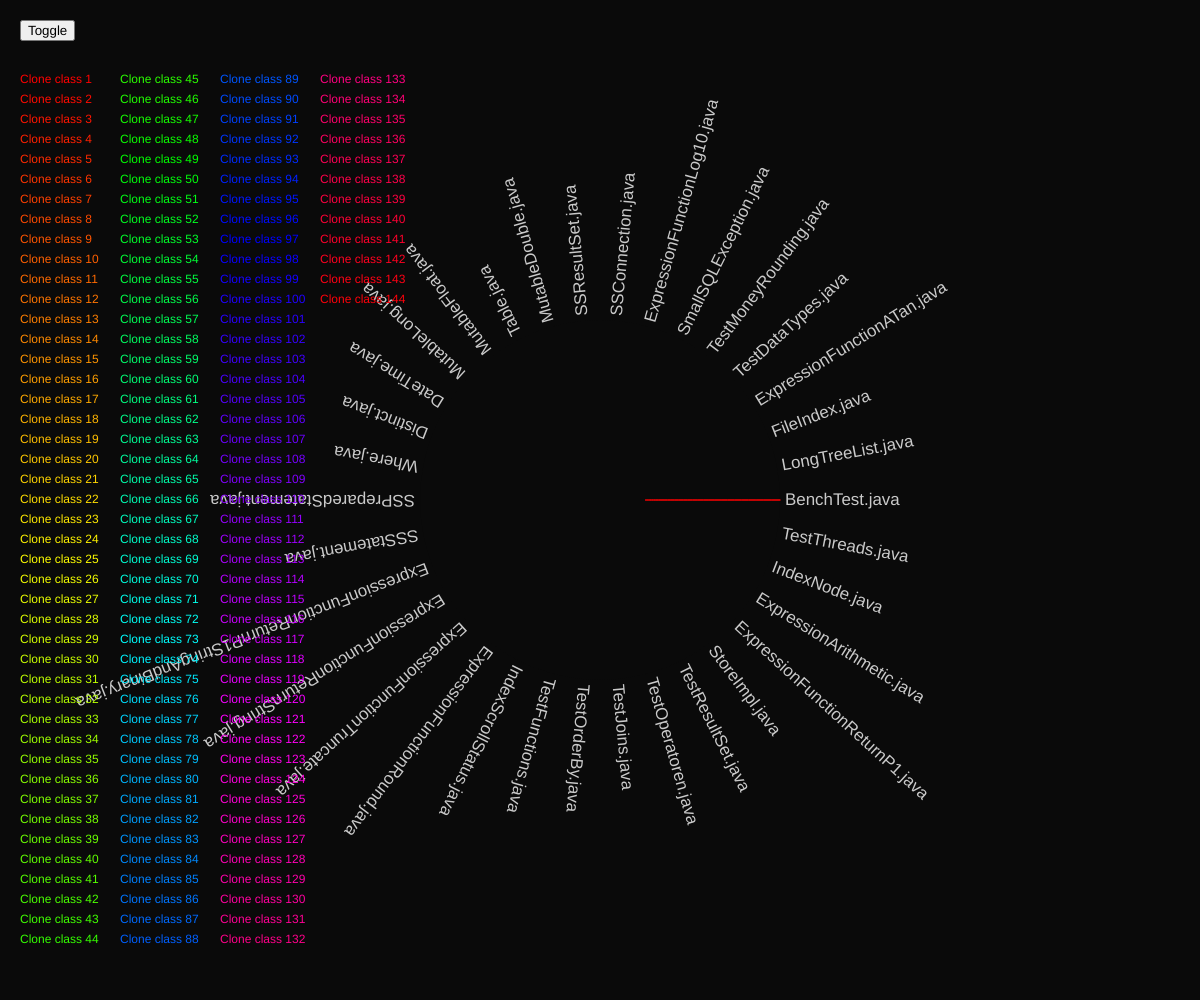
Frame 1 (no input)
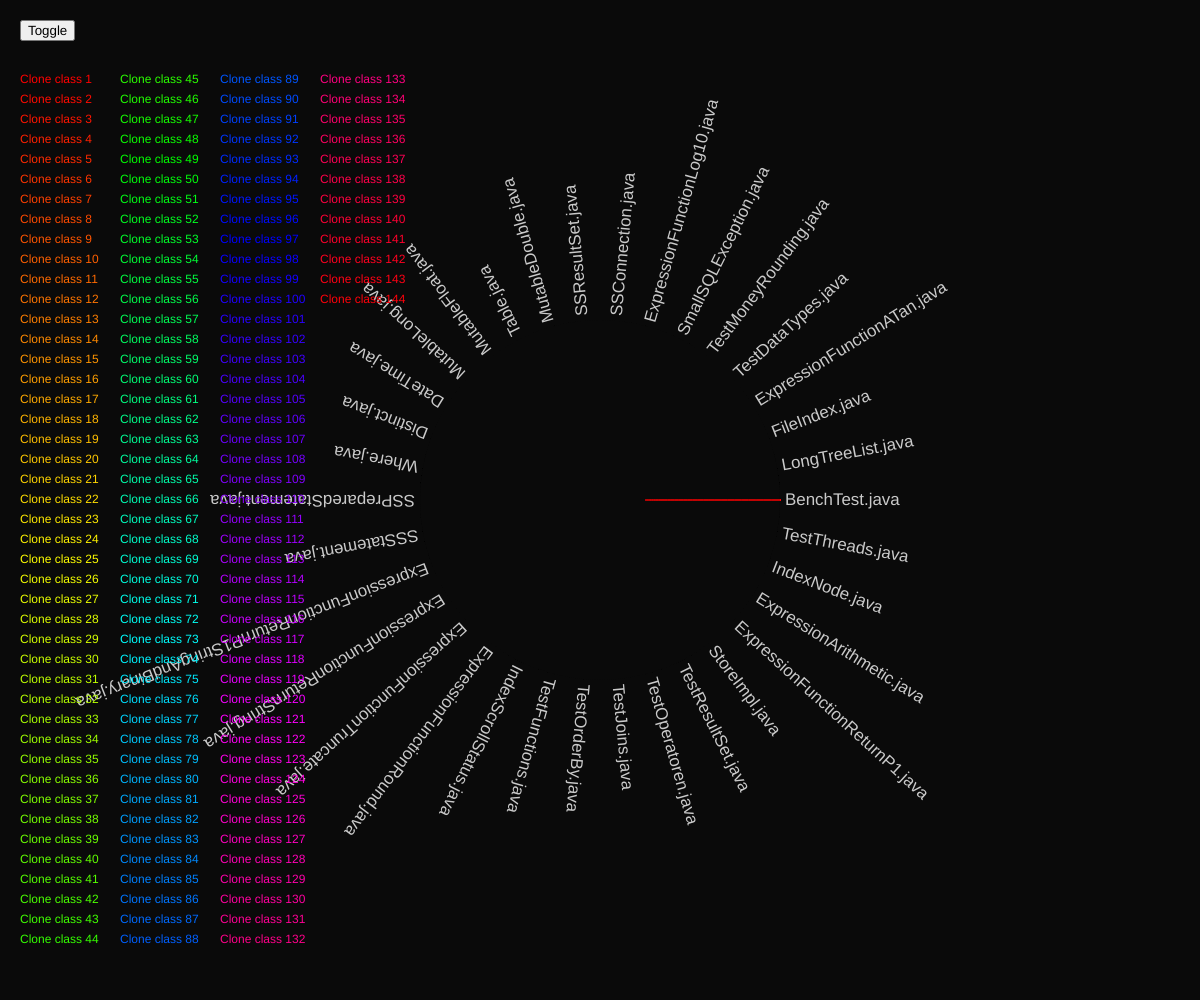
Frame 60 (no input)
Frame 120 (the mouse pressed at the canvas centre since frame 60): identical to frame 60, image omitted

The p5.js sketch that drew these frames (run headless with seeded random() and noise() and a simulated clock; from frame 60 on, the mouse is pressed at the canvas centre):

// p5.js sketch
// ── sketch.js
let width = window.innerWidth;
let height = window.innerHeight;
let _radius = 150
let radius = 0;
let NUMBER_OF_TESTFILES = 150;
let files = [];
let angleDist = 10;
let cloneClasses = [];
let leftOffset = 0;
let backgroundColour = 10;
var selectedClone = 0;
var showAll = false;

var AllClones = [];

var fileIndex = {};
var fileCounter = 0;

function preload() {
  // files = RascalResult.files;
  // ;

  files =[];
  classes = [];

  for(var i = 0; i < RascalResult.length; i++) {
    var cloneClass = RascalResult[i];
    var cloneIDs = [];

    for(var j = 0; j < RascalResult[i].occurences.length; j++){
        var fileName = RascalResult[i].occurences[j][2];

        // If file is not in fileIndex
        if(fileIndex[fileName] == undefined) {
          fileIndex[fileName] = fileCounter;

          var split = fileName.split("/");
          files.push(split[split.length - 1]);
          //files.push(fileName);
          fileCounter++;
        }

        cloneIDs.push(fileIndex[fileName]);

        // Replace the fileName with an Index;
        RascalResult[i].occurences[j][2] = fileIndex[fileName];
    }
    cloneClasses.push(sort(cloneIDs));
  }
}


function setup() {
    createCanvas(width, height);
    angleMode(DEGREES);
    textAlign(LEFT, CENTER);
    background(backgroundColour);

    angleDist = 360/files.length;

    initiate();

    // Create some HTML elements
    var button = createButton('Toggle');
    button.position(20, 20);
    button.mousePressed(function(){
      showAll = !showAll;
    });
}

function initiate() {

  let size = windowHeight > windowWidth ? windowHeight : windowWidth;
  radius = (size / 2) * 0.3;
  //radius = _radius;

  colorMode(RGB);
  push();
  fill(255);
  noStroke();
  translate((width/2) + leftOffset, (height/2));
  drawFileNames();
  pop();

  colorMode(HSB, 100);
  drawCloneClassLabels();
}

function windowResized() {
  resizeCanvas(windowWidth, windowHeight);
  colorMode(RGB);
  background(backgroundColour);
  translate(-width/2, -height/2);

  width = windowWidth;
  height = windowHeight;

  initiate();
}

function draw() {
  // Define the center of the window as the origin.
  translate((width/2) + leftOffset, (height/2));

  // Clear the inner circle
  clearInnerCircle();
  noFill();

  if(showAll) {
    for(var i = 0; i < cloneClasses.length; i++){
      setCloneClassColour(i);
      drawCloneClass(cloneClasses[i]);
    }
  } else {
    setCloneClassColour(selectedClone);
    drawCloneClass(cloneClasses[selectedClone]);
  }
}

function clearInnerCircle() {
  colorMode(RGB);
  fill(backgroundColour);
  noStroke();
  ellipse(0,0, radius * 2);
  colorMode(HSB);
}

function drawFileNames() {
  textSize(map(files.length, 150, 10, 2, 20));
  fill(255, 255, 255, 200);

  for(var i = 0; i < files.length; i++){
    text(files[i], radius + 5, 0);
    rotate(angleDist);
  }
}

function mousePressed() {
  //Check if a class label is clicked
  let labelX = 20;
  let labelY = 80

  for(var i = 0; i < cloneClasses.length; i++){
    setCloneClassColour(i, "fill");

    if(labelY > height-50){
      labelX += 100;
      labelY = 80;
    }

    if(mouseX > labelX && mouseX < (labelX + 100) && mouseY > labelY && mouseY < labelY + 20) {
      if(showAll)
        showAll = false;

      selectedClone = i;
      drawCode(RascalResult[i]);

      console.log(i, RascalResult[i]);
    }

    labelY += 20;
  }
}

function drawCloneClassLabels() {
  noStroke();
  let labelX = 20;
  let labelY = 80

  for(var i = 0; i < cloneClasses.length; i++){
    setCloneClassColour(i, "fill");

    if(labelY > height-50){
      labelX += 100;
      labelY = 80;
    }

    text("Clone class " + (i + 1), labelX, labelY);
    labelY += 20;
  }
}

function drawCloneClass(cloneClass) {

    cloneClass = Array.from(new Set(cloneClass));
    for(var i = 0; i < cloneClass.length - 1; i++){
      let from = cloneClass[i] * angleDist;
      let to = cloneClass[i + 1] * angleDist;

      drawClonePair(from, to);
    }

    let from = cloneClass[cloneClass.length - 1] * angleDist;
    let to = cloneClass[0] * angleDist;
    drawClonePair(from, to);
}

function drawCode(cloneClass) {
  let codeWidth = 300;
  push();
  translate(-width/2, -height/2);

  let startX = width - codeWidth;
  let startY = 0;

  noStroke();
  colorMode(RGB);
  fill(backgroundColour);
  rect(startX, startY, codeWidth, height);


  fill(255);
  rect(startX, startY, codeWidth, (cloneClass.occurences.length + cloneClass.code.length) * 14);

  fill(0);
  startY += 10;
  text("Files containing this clone: ", startX, startY);
  startY += 15;
  for(var i = 0; i < cloneClass.occurences.length; i++){
    var occ = cloneClass.occurences[i];
    text("\t" + files[occ[2]] + " at " + occ[0], startX, startY);
    startY += 12;
  }

  startY += 20;


  for(var i = 0; i < cloneClass.code.length; i++){
        text(cloneClass.code[i], startX + 10, startY);
        startY += 10;
  }

  colorMode(HSB);
  pop();
}



function drawClonePair(from, to){
  let fromCoord = angleToCoordinate(from);
  let toCoord = angleToCoordinate(to);

  bezier(fromCoord.x, fromCoord.y, 0, 0, 0, 0, toCoord.x, toCoord.y);
}

function angleToCoordinate(t) {
  let radian = radians(t);
  let x = radius* Math.cos(radian);
  let y = radius* Math.sin(radian);

  return {x:x, y:y};
}

function setCloneClassColour(cloneClassIndex, type = "stroke"){
    if(type == "stroke"){
      stroke(map(cloneClassIndex, 0, cloneClasses.length, 0, 100), 100, 100);
    } else if (type == "fill") {
      fill(map(cloneClassIndex, 0, cloneClasses.length, 0, 100), 100, 100);
    }
}

// ── Clone.js
function Clone(files, ) {
  this.code = [];     // list with lines of code
  this.occurences= [];

  this.GetCloneCode = function() {
    var result = "";
    for(var i = 0; i < this.code.length; i++)
      result += this.code[i] + "\n";

    return result;
  }

  this.GetClonedFiles = function() {
    var fileIDs = [];

    // console.log(this.occurences.map(i => i.filenameID));

  }
}

function CloneOccurence() {
  this.filenameID = 0;
  this.filename = "fileX";
  this.start = undefined;  // Actual line where the clone starts
  this.end = undefined;    // Actual line where the clone ends
}

// ── input.js
var RascalResult = [{"occurences": [[422, 11, "/src/smallsql/junit/BenchTest.java"], [530, 11, "/src/smallsql/junit/BenchTest.java"], ], "code":  ["","pr.setDouble(  9 , 567.45 );","pr.setFloat (  10 , (float)78.89 );","pr.setTime  (  11, new Time( System.currentTimeMillis() ) );","pr.setShort (  12, (short)23456 );","pr.setFloat (  13, (float)34.56 );","pr.setString(  14, \"sysname (30) NULL\" );","pr.setString(  15 , \"text NULL\" );","pr.setByte  (  16, (byte)28 );","pr.setBytes (  17, byteArray );","pr.setString(  18, \"varchar (255) NULL\" );","pr.setInt   (  19 , i );"],} ,{"occurences": [[-8, 11, "/src/smallsql/junit/TestThreads.java"], [-5, 11, "/src/smallsql/database/IndexNode.java"], ], "code":  ["","value.dataType  = dataType;","value.small     = small;","value.large     = large;","return value;","}","private static class TestValue{","String dataType;","Object small;","Object large;","}","}"],} ,{"occurences": [[474, 32, "/src/smallsql/database/ExpressionArithmetic.java"], [48, 32, "/src/smallsql/database/ExpressionFunctionReturnP1.java"], ], "code":  ["","if(isNull()) return null;","int dataType = getDataType();","switch(dataType){","case SQLTokenizer.BIT:","case SQLTokenizer.BOOLEAN:","return getBoolean() ? Boolean.TRUE : Boolean.FALSE;","case SQLTokenizer.BINARY:","case SQLTokenizer.VARBINARY:","return getBytes();","case SQLTokenizer.TINYINT:","case SQLTokenizer.SMALLINT:","case SQLTokenizer.INT:","return new Integer( getInt() );","case SQLTokenizer.BIGINT:","return new Long( getLong() );","case SQLTokenizer.REAL:","return new Float( getFloat() );","case SQLTokenizer.FLOAT:","case SQLTokenizer.DOUBLE:","return new Double( getDouble() );","case SQLTokenizer.MONEY:","case SQLTokenizer.SMALLMONEY:","return Money.createFromUnscaledValue( getMoney() );","case SQLTokenizer.NUMERIC:","case SQLTokenizer.DECIMAL:","return getNumeric();","case SQLTokenizer.CHAR:","case SQLTokenizer.NCHAR:","case SQLTokenizer.VARCHAR:","case SQLTokenizer.NVARCHAR:","case SQLTokenizer.LONGNVARCHAR:","case SQLTokenizer.LONGVARCHAR:"],} ,{"occurences": [[489, 17, "/src/smallsql/database/ExpressionArithmetic.java"], [63, 17, "/src/smallsql/database/ExpressionFunctionReturnP1.java"], [686, 21, "/src/smallsql/database/StoreImpl.java"], [1481, 21, "/src/smallsql/database/StoreImpl.java"], ], "code":  ["","case SQLTokenizer.REAL:","return new Float( getFloat() );","case SQLTokenizer.FLOAT:","case SQLTokenizer.DOUBLE:","return new Double( getDouble() );","case SQLTokenizer.MONEY:","case SQLTokenizer.SMALLMONEY:","return Money.createFromUnscaledValue( getMoney() );","case SQLTokenizer.NUMERIC:","case SQLTokenizer.DECIMAL:","return getNumeric();","case SQLTokenizer.CHAR:","case SQLTokenizer.NCHAR:","case SQLTokenizer.VARCHAR:","case SQLTokenizer.NVARCHAR:","case SQLTokenizer.LONGNVARCHAR:","case SQLTokenizer.LONGVARCHAR:"],} ,{"occurences": [[141, 12, "/src/smallsql/junit/TestResultSet.java"], [98, 12, "/src/smallsql/junit/TestResultSet.java"], ], "code":  ["","assertFalse(\"isAfterLast\", rs.isAfterLast() );","","assertTrue(\"last\", rs.last() );","assertEquals(\"getRow\", 1, rs.getRow() );","assertTrue(\"isLast\", rs.isLast() );","","rs.afterLast();","assertFalse(\"isBeforeFirst\", rs.isBeforeFirst() );","assertTrue(\"isAfterLast\", rs.isAfterLast() );","assertEquals(\"getRow\", 0, rs.getRow() );","}",""],} ,{"occurences": [[237, 13, "/src/smallsql/junit/BenchTest.java"], [125, 13, "/src/smallsql/junit/BenchTest.java"], [184, 13, "/src/smallsql/junit/BenchTest.java"], ], "code":  ["","else System.out.println( \"  Test time: \" + time + \" ms\");","st.close();","}catch(Exception e){","System.out.println(\"  Failed:\"+e);","}finally{","System.out.println();","System.out.println(\"===================================================================\");","}","}","","","",""],} ,{"occurences": [[311, 17, "/src/smallsql/database/ExpressionArithmetic.java"], [264, 17, "/src/smallsql/database/ExpressionArithmetic.java"], [477, 29, "/src/smallsql/database/ExpressionArithmetic.java"], [51, 29, "/src/smallsql/database/ExpressionFunctionReturnP1.java"], ], "code":  ["","case SQLTokenizer.BIT:","case SQLTokenizer.BOOLEAN:","return getBoolean() ? 1 : 0;","case SQLTokenizer.TINYINT:","case SQLTokenizer.SMALLINT:","case SQLTokenizer.INT:","return getIntImpl();","case SQLTokenizer.BIGINT:","return getLongImpl();","case SQLTokenizer.REAL:","return getFloatImpl();","case SQLTokenizer.FLOAT:","case SQLTokenizer.DOUBLE:","case SQLTokenizer.MONEY:","case SQLTokenizer.SMALLMONEY:","case SQLTokenizer.NUMERIC:","case SQLTokenizer.DECIMAL:"],} ,{"occurences": [[44, 14, "/src/smallsql/junit/TestOperatoren.java"], [47, 14, "/src/smallsql/junit/TestJoins.java"], ], "code":  ["","private static final TestValue[] TESTS = new TestValue[]{","a(\"tinyint\"           , new Byte( (byte)3),     new Byte( (byte)4)),","a(\"byte\"              , new Byte( (byte)3),     new Byte( (byte)4)),","a(\"smallint\"          , new Short( (short)3),   new Short( (short)4)),","a(\"int\"               , new Integer(3),         new Integer(4)),","a(\"bigint\"            , new Long(3),            new Long(4)),","a(\"real\"              , new Float(3.45),        new Float(4.56)),","a(\"float\"             , new Float(3.45),        new Float(4.56)),","a(\"double\"            , new Double(3.45),       new Double(4.56)),","a(\"smallmoney\"        , new Float(3.45),        new Float(4.56)),","a(\"money\"             , new Float(3.45),        new Float(4.56)),","a(\"money\"             , new Double(3.45),       new Double(4.56)),","a(\"numeric(19,2)\"     , new BigDecimal(\"3.45\"), new BigDecimal(\"4.56\")),","a(\"decimal(19,2)\"     , new BigDecimal(\"3.45\"), new BigDecimal(\"4.56\")),"],} ,{"occurences": [[747, 12, "/src/smallsql/junit/TestOrderBy.java"], [716, 12, "/src/smallsql/junit/TestOrderBy.java"], ], "code":  ["","count = 0;","while(rs.previous()) count++;","assertEquals( valueCount, count );","rs.beforeFirst();","count = -1;","while(rs.next()) count++;","assertEquals( valueCount, count );","rs.beforeFirst();","count = -1;","while(rs.next()) count++;","assertEquals( valueCount, count );","}"],} ,{"occurences": [[141, 14, "/src/smallsql/junit/TestJoins.java"], [127, 14, "/src/smallsql/junit/TestOperatoren.java"], [135, 20, "/src/smallsql/junit/TestJoins.java"], [121, 20, "/src/smallsql/junit/TestOperatoren.java"], ], "code":  ["","pr.setObject( 2, testValue.large);","pr.execute();","pr.setObject( 1, testValue.large);","pr.setObject( 2, testValue.small);","pr.execute();","pr.setObject( 1, null);","pr.setObject( 2, testValue.small);","pr.execute();","pr.setObject( 1, testValue.small);","pr.setObject( 2, null);","pr.execute();","pr.setObject( 1, null);","pr.setObject( 2, null);","pr.execute();"],} ,{"occurences": [[377, 12, "/src/smallsql/junit/TestFunctions.java"], [98, 12, "/src/smallsql/junit/TestOperatoren.java"], ], "code":  ["","Statement st = con.createStatement();","st.execute(\"drop table \" + table);","st.close();","}catch(Throwable e){","","}","}","public void setUp(){","tearDown();","try{","Connection con = AllTests.getConnection();","Statement st = con.createStatement();"],} ,{"occurences": [[119, 12, "/src/smallsql/database/IndexScrollStatus.java"], [88, 12, "/src/smallsql/database/IndexScrollStatus.java"], ], "code":  ["","if(status.nodeValue != null){","if(status.nodeValue instanceof IndexNode){","level++;","nodeStack.push(","new IndexNodeScrollStatus( (IndexNode)status.nodeValue,","(expressions.get(level).getAlias() != SQLTokenizer.DESC_STR),","scroll, level));","continue;","}else","return getReturnValue(status.nodeValue);","}",""],} ,{"occurences": [[46, 12, "/src/smallsql/junit/TestOperatoren.java"], [49, 12, "/src/smallsql/junit/TestJoins.java"], ], "code":  ["","a(\"byte\"              , new Byte( (byte)3),     new Byte( (byte)4)),","a(\"smallint\"          , new Short( (short)3),   new Short( (short)4)),","a(\"int\"               , new Integer(3),         new Integer(4)),","a(\"bigint\"            , new Long(3),            new Long(4)),","a(\"real\"              , new Float(3.45),        new Float(4.56)),","a(\"float\"             , new Float(3.45),        new Float(4.56)),","a(\"double\"            , new Double(3.45),       new Double(4.56)),","a(\"smallmoney\"        , new Float(3.45),        new Float(4.56)),","a(\"money\"             , new Float(3.45),        new Float(4.56)),","a(\"money\"             , new Double(3.45),       new Double(4.56)),","a(\"numeric(19,2)\"     , new BigDecimal(\"3.45\"), new BigDecimal(\"4.56\")),","a(\"decimal(19,2)\"     , new BigDecimal(\"3.45\"), new BigDecimal(\"4.56\")),"],} ,{"occurences": [[211, 14, "/src/smallsql/junit/TestOrderBy.java"], [239, 14, "/src/smallsql/junit/TestOrderBy.java"], ], "code":  ["","oldValue = rs.getString(\"v\");","int count = 1;","while(oldValue != null && rs.next()){","String newValue = rs.getString(\"v\");","if(newValue != null){","assertTrue( oldValue.compareTo( newValue ) \> 0 );","count++;","}","oldValue = newValue;","}","assertNull(oldValue);","assertFalse( rs.next() );","assertEquals( valueCount, count );","}"],} ,{"occurences": [[376, 13, "/src/smallsql/junit/TestFunctions.java"], [97, 13, "/src/smallsql/junit/TestOperatoren.java"], ], "code":  ["","Connection con = AllTests.getConnection();","Statement st = con.createStatement();","st.execute(\"drop table \" + table);","st.close();","}catch(Throwable e){","","}","}","public void setUp(){","tearDown();","try{","Connection con = AllTests.getConnection();","Statement st = con.createStatement();"],} ,{"occurences": [[140, 15, "/src/smallsql/junit/TestJoins.java"], [126, 15, "/src/smallsql/junit/TestOperatoren.java"], [143, 12, "/src/smallsql/junit/TestJoins.java"], [129, 12, "/src/smallsql/junit/TestOperatoren.java"], ], "code":  ["","pr.setObject( 1, testValue.large);","pr.setObject( 2, testValue.small);","pr.execute();","pr.setObject( 1, null);","pr.setObject( 2, testValue.small);","pr.execute();","pr.setObject( 1, testValue.small);","pr.setObject( 2, null);","pr.execute();","pr.setObject( 1, null);","pr.setObject( 2, null);","pr.execute();"],} ,{"occurences": [[494, 12, "/src/smallsql/database/ExpressionArithmetic.java"], [68, 12, "/src/smallsql/database/ExpressionFunctionReturnP1.java"], [696, 11, "/src/smallsql/database/StoreImpl.java"], [1491, 11, "/src/smallsql/database/StoreImpl.java"], ], "code":  ["","case SQLTokenizer.MONEY:","case SQLTokenizer.JAVA_OBJECT:","case SQLTokenizer.LONGVARBINARY:","case SQLTokenizer.BLOB:","case SQLTokenizer.CLOB:","case SQLTokenizer.NCLOB:","case SQLTokenizer.LONGNVARCHAR:","case SQLTokenizer.LONGVARCHAR:","case SQLTokenizer.TIMESTAMP:","offset += 8;","break;"],} ,{"occurences": [[312, 16, "/src/smallsql/database/ExpressionArithmetic.java"], [265, 16, "/src/smallsql/database/ExpressionArithmetic.java"], [478, 28, "/src/smallsql/database/ExpressionArithmetic.java"], [52, 28, "/src/smallsql/database/ExpressionFunctionReturnP1.java"], ], "code":  ["","case SQLTokenizer.BOOLEAN:","return getBoolean() ? 1 : 0;","case SQLTokenizer.TINYINT:","case SQLTokenizer.SMALLINT:","case SQLTokenizer.INT:","return getIntImpl();","case SQLTokenizer.BIGINT:","return getLongImpl();","case SQLTokenizer.REAL:","return getFloatImpl();","case SQLTokenizer.FLOAT:","case SQLTokenizer.DOUBLE:","case SQLTokenizer.MONEY:","case SQLTokenizer.SMALLMONEY:","case SQLTokenizer.NUMERIC:","case SQLTokenizer.DECIMAL:"],} ,{"occurences": [[214, 11, "/src/smallsql/junit/TestOrderBy.java"], [242, 11, "/src/smallsql/junit/TestOrderBy.java"], ], "code":  ["","String newValue = rs.getString(\"v\");","if(newValue != null){","assertTrue( oldValue.compareTo( newValue ) \> 0 );","count++;","}","oldValue = newValue;","}","assertNull(oldValue);","assertFalse( rs.next() );","assertEquals( valueCount, count );","}"],} ,{"occurences": [[414, 18, "/src/smallsql/junit/BenchTest.java"], [468, 18, "/src/smallsql/junit/BenchTest.java"], ], "code":  ["","pr.setBytes (  1, byteArray );","pr.setString(  2 , \"Test\" );","pr.setDate  (  3 , new Date( System.currentTimeMillis() ) );","pr.setFloat (  4, (float)1234.56789 );","pr.setFloat (  5 , (float)9876.54321 );","pr.setBytes (  6, largeByteArray );","pr.setInt   (  7 , i );","pr.setDouble(  8 , 23.45 );","pr.setDouble(  9 , 567.45 );","pr.setFloat (  10 , (float)78.89 );","pr.setTime  (  11, new Time( System.currentTimeMillis() ) );","pr.setShort (  12, (short)23456 );","pr.setFloat (  13, (float)34.56 );","pr.setString(  14, \"sysname (30) NULL\" );","pr.setString(  15 , \"text NULL\" );","pr.setByte  (  16, (byte)28 );","pr.setBytes (  17, byteArray );","pr.setString(  18, \"varchar (255) NULL\" );"],} ,{"occurences": [[135, 18, "/src/smallsql/junit/TestResultSet.java"], [92, 18, "/src/smallsql/junit/TestResultSet.java"], ], "code":  ["","assertTrue(\"first\", rs.first() );","assertEquals(\"getRow\", 1, rs.getRow() );","","assertFalse(\"previous\", rs.previous() );","assertEquals(\"getRow\", 0, rs.getRow() );","assertTrue(\"isBeforeFirst\", rs.isBeforeFirst() );","assertFalse(\"isAfterLast\", rs.isAfterLast() );","","assertTrue(\"last\", rs.last() );","assertEquals(\"getRow\", 1, rs.getRow() );","assertTrue(\"isLast\", rs.isLast() );","","rs.afterLast();","assertFalse(\"isBeforeFirst\", rs.isBeforeFirst() );","assertTrue(\"isAfterLast\", rs.isAfterLast() );","assertEquals(\"getRow\", 0, rs.getRow() );","}",""],} ,{"occurences": [[155, 21, "/src/smallsql/junit/TestThreads.java"], [107, 21, "/src/smallsql/junit/TestThreads.java"], [52, 16, "/src/smallsql/junit/TestThreads.java"], ], "code":  ["","throwable = ex;","}","}","});","threadList.add(thread);","thread.start();","}","","for(int i = 0; i \< threadList.size(); i++){","Thread thread = (Thread)threadList.get(i);","thread.join(5000);","}","","if(throwable != null){","throw throwable;","}"],} ,{"occurences": [[123, 15, "/src/smallsql/junit/BenchTest.java"], [182, 15, "/src/smallsql/junit/BenchTest.java"], ], "code":  ["","if (count != rowCount)","System.out.println( \"  Failed: Only \" + count + \" rows were inserted.\");","else System.out.println( \"  Test time: \" + time + \" ms\");","st.close();","}catch(Exception e){","System.out.println(\"  Failed:\"+e);","}finally{","System.out.println();","System.out.println(\"===================================================================\");","}","}","","","",""],} ,{"occurences": [[49, 11, "/src/smallsql/database/ExpressionFunctionRound.java"], [49, 11, "/src/smallsql/database/ExpressionFunctionTruncate.java"], ], "code":  ["","if(places \> 0){","for(int i=0; i\<places; i++){","factor *= 10;","}","value *= factor;","}else{","for(int i=0; i\>places; i--){","factor *= 10;","}","value /= factor;","}"],} ,{"occurences": [[636, 13, "/src/smallsql/junit/BenchTest.java"], [676, 13, "/src/smallsql/junit/BenchTest.java"], ], "code":  ["","java.io.File file = new java.io.File(tableName+\".bin\");","file.delete();","}catch(Exception e){","System.out.println(\"  Failed:\"+e);","}finally{","System.out.println();","System.out.println(\"===================================================================\");","}","}","","","",""],} ,{"occurences": [[75, 15, "/src/smallsql/database/ExpressionFunctionReturnString.java"], [71, 15, "/src/smallsql/database/ExpressionFunctionReturnP1StringAndBinary.java"], ], "code":  ["","return Float.parseFloat(getString().trim());","}","final double getDouble() throws Exception {","if(isNull()) return 0;","return Double.parseDouble(getString().trim());","}","final long getMoney() throws Exception {","if(isNull()) return 0;","return Money.parseMoney(getString().trim());","}","final MutableNumeric getNumeric() throws Exception {","if(isNull()) return null;","return new MutableNumeric(getString().trim());","}","final Object getObject() throws Exception {"],} ,{"occurences": [[314, 14, "/src/smallsql/database/ExpressionArithmetic.java"], [267, 14, "/src/smallsql/database/ExpressionArithmetic.java"], [483, 23, "/src/smallsql/database/ExpressionArithmetic.java"], [57, 23, "/src/smallsql/database/ExpressionFunctionReturnP1.java"], [1098, 12, "/src/smallsql/database/StoreImpl.java"], [1033, 12, "/src/smallsql/database/StoreImpl.java"], ], "code":  ["","case SQLTokenizer.TINYINT:","return readUnsignedByte();","case SQLTokenizer.SMALLINT:","return readShort();","case SQLTokenizer.INT:","return readInt();","case SQLTokenizer.BIGINT:","return readLong();","case SQLTokenizer.REAL:","return readFloat();","case SQLTokenizer.FLOAT:","case SQLTokenizer.DOUBLE:"],} ,{"occurences": [[1099, 11, "/src/smallsql/database/StoreImpl.java"], [1034, 11, "/src/smallsql/database/StoreImpl.java"], ], "code":  ["","return readUnsignedByte();","case SQLTokenizer.SMALLINT:","return readShort();","case SQLTokenizer.INT:","return readInt();","case SQLTokenizer.BIGINT:","return readLong();","case SQLTokenizer.REAL:","return readFloat();","case SQLTokenizer.FLOAT:","case SQLTokenizer.DOUBLE:"],} ,{"occurences": [[1371, 12, "/src/smallsql/database/StoreImpl.java"], [1304, 12, "/src/smallsql/database/StoreImpl.java"], ], "code":  ["","case SQLTokenizer.NCHAR:","case SQLTokenizer.VARCHAR:","case SQLTokenizer.NVARCHAR:","return readString();","case SQLTokenizer.CLOB:","case SQLTokenizer.NCLOB:","case SQLTokenizer.LONGNVARCHAR:","case SQLTokenizer.LONGVARCHAR:","return readLongString();","case SQLTokenizer.JAVA_OBJECT:","ByteArrayInputStream bais = new ByteArrayInputStream(readLongBinary());","ObjectInputStream ois = new ObjectInputStream(bais);"],} ,{"occurences": [[416, 16, "/src/smallsql/junit/BenchTest.java"], [470, 16, "/src/smallsql/junit/BenchTest.java"], ], "code":  ["","pr.setDate  (  3 , new Date( System.currentTimeMillis() ) );","pr.setFloat (  4, (float)1234.56789 );","pr.setFloat (  5 , (float)9876.54321 );","pr.setBytes (  6, largeByteArray );","pr.setInt   (  7 , i );","pr.setDouble(  8 , 23.45 );","pr.setDouble(  9 , 567.45 );","pr.setFloat (  10 , (float)78.89 );","pr.setTime  (  11, new Time( System.currentTimeMillis() ) );","pr.setShort (  12, (short)23456 );","pr.setFloat (  13, (float)34.56 );","pr.setString(  14, \"sysname (30) NULL\" );","pr.setString(  15 , \"text NULL\" );","pr.setByte  (  16, (byte)28 );","pr.setBytes (  17, byteArray );","pr.setString(  18, \"varchar (255) NULL\" );"],} ,{"occurences": [[67, 23, "/src/smallsql/database/ExpressionFunctionReturnString.java"], [63, 23, "/src/smallsql/database/ExpressionFunctionReturnP1StringAndBinary.java"], ], "code":  ["","return Integer.parseInt(getString().trim());","}","final long getLong() throws Exception {","if(isNull()) return 0;","return Long.parseLong(getString().trim());","}","final float getFloat() throws Exception {","if(isNull()) return 0;","return Float.parseFloat(getString().trim());","}","final double getDouble() throws Exception {","if(isNull()) return 0;","return Double.parseDouble(getString().trim());","}","final long getMoney() throws Exception {","if(isNull()) return 0;","return Money.parseMoney(getString().trim());","}","final MutableNumeric getNumeric() throws Exception {","if(isNull()) return null;","return new MutableNumeric(getString().trim());","}","final Object getObject() throws Exception {"],} ,{"occurences": [[439, 17, "/src/smallsql/junit/BenchTest.java"], [549, 17, "/src/smallsql/junit/BenchTest.java"], ], "code":  ["","return;","}","}","time += System.currentTimeMillis();","System.out.println( \"  Test time: \" + time + \" ms\");","pr.close();","}catch(Exception e){","System.out.println(\"  Failed:\"+e);","}finally{","System.out.println();","System.out.println(\"===================================================================\");","}","}","","","",""],} ,{"occurences": [[132, 21, "/src/smallsql/junit/TestResultSet.java"], [89, 21, "/src/smallsql/junit/TestResultSet.java"], ], "code":  ["","assertTrue(\"isAfterLast\", rs.isAfterLast() );","assertEquals(\"getRow\", 0, rs.getRow() );","","assertTrue(\"first\", rs.first() );","assertEquals(\"getRow\", 1, rs.getRow() );","","assertFalse(\"previous\", rs.previous() );","assertEquals(\"getRow\", 0, rs.getRow() );","assertTrue(\"isBeforeFirst\", rs.isBeforeFirst() );","assertFalse(\"isAfterLast\", rs.isAfterLast() );","","assertTrue(\"last\", rs.last() );","assertEquals(\"getRow\", 1, rs.getRow() );","assertTrue(\"isLast\", rs.isLast() );","","rs.afterLast();","assertFalse(\"isBeforeFirst\", rs.isBeforeFirst() );","assertTrue(\"isAfterLast\", rs.isAfterLast() );","assertEquals(\"getRow\", 0, rs.getRow() );","}",""],} ,{"occurences": [[163, 13, "/src/smallsql/junit/TestThreads.java"], [115, 13, "/src/smallsql/junit/TestThreads.java"], ], "code":  ["","for(int i = 0; i \< threadList.size(); i++){","Thread thread = (Thread)threadList.get(i);","thread.join(5000);","}","","if(throwable != null){","throw throwable;","}","assertEqualsRsValue(new Integer(200), \"SELECT value FROM ConcurrentWrite\");","}finally{","dropTable(con, \"ConcurrentWrite\");","}","}"],} ,{"occurences": [[129, 24, "/src/smallsql/junit/TestResultSet.java"], [86, 24, "/src/smallsql/junit/TestResultSet.java"], ], "code":  ["","assertTrue(\"isLast\", rs.isLast() );","assertFalse(\"next\", rs.next() );","assertFalse(\"isBeforeFirst\", rs.isBeforeFirst() );","assertTrue(\"isAfterLast\", rs.isAfterLast() );","assertEquals(\"getRow\", 0, rs.getRow() );","","assertTrue(\"first\", rs.first() );","assertEquals(\"getRow\", 1, rs.getRow() );","","assertFalse(\"previous\", rs.previous() );","assertEquals(\"getRow\", 0, rs.getRow() );","assertTrue(\"isBeforeFirst\", rs.isBeforeFirst() );","assertFalse(\"isAfterLast\", rs.isAfterLast() );","","assertTrue(\"last\", rs.last() );","assertEquals(\"getRow\", 1, rs.getRow() );","assertTrue(\"isLast\", rs.isLast() );","","rs.afterLast();","assertFalse(\"isBeforeFirst\", rs.isBeforeFirst() );","assertTrue(\"isAfterLast\", rs.isAfterLast() );","assertEquals(\"getRow\", 0, rs.getRow() );","}",""],} ,{"occurences": [[1370, 13, "/src/smallsql/database/StoreImpl.java"], [1303, 13, "/src/smallsql/database/StoreImpl.java"], ], "code":  ["","case SQLTokenizer.CHAR:","case SQLTokenizer.NCHAR:","case SQLTokenizer.VARCHAR:","case SQLTokenizer.NVARCHAR:","return readString();","case SQLTokenizer.CLOB:","case SQLTokenizer.NCLOB:","case SQLTokenizer.LONGNVARCHAR:","case SQLTokenizer.LONGVARCHAR:","return readLongString();","case SQLTokenizer.JAVA_OBJECT:","ByteArrayInputStream bais = new ByteArrayInputStream(readLongBinary());","ObjectInputStream ois = new ObjectInputStream(bais);"],} ,{"occurences": [[273, 11, "/src/smallsql/database/SSStatement.java"], [251, 11, "/src/smallsql/database/SSPreparedStatement.java"], ], "code":  ["","failed = new BatchUpdateException(ex.getMessage(), ex.getSQLState(), ex.getErrorCode(), result);","failed.initCause(ex);","}","failed.setNextException(ex);","}","}","batches.clear();","if(failed != null)","throw failed;","return result;","}"],} ,{"occurences": [[165, 11, "/src/smallsql/junit/TestThreads.java"], [117, 11, "/src/smallsql/junit/TestThreads.java"], ], "code":  ["","thread.join(5000);","}","","if(throwable != null){","throw throwable;","}","assertEqualsRsValue(new Integer(200), \"SELECT value FROM ConcurrentWrite\");","}finally{","dropTable(con, \"ConcurrentWrite\");","}","}"],} ,{"occurences": [[313, 15, "/src/smallsql/database/ExpressionArithmetic.java"], [266, 15, "/src/smallsql/database/ExpressionArithmetic.java"], ], "code":  ["","return getBoolean() ? 1 : 0;","case SQLTokenizer.TINYINT:","case SQLTokenizer.SMALLINT:","case SQLTokenizer.INT:","return getIntImpl();","case SQLTokenizer.BIGINT:","return getLongImpl();","case SQLTokenizer.REAL:","return getFloatImpl();","case SQLTokenizer.FLOAT:","case SQLTokenizer.DOUBLE:","case SQLTokenizer.MONEY:","case SQLTokenizer.SMALLMONEY:","case SQLTokenizer.NUMERIC:","case SQLTokenizer.DECIMAL:"],} ,{"occurences": [[413, 19, "/src/smallsql/junit/BenchTest.java"], [467, 19, "/src/smallsql/junit/BenchTest.java"], ], "code":  ["","for (int i=0; i\<rowCount; i++){","pr.setBytes (  1, byteArray );","pr.setString(  2 , \"Test\" );","pr.setDate  (  3 , new Date( System.currentTimeMillis() ) );","pr.setFloat (  4, (float)1234.56789 );","pr.setFloat (  5 , (float)9876.54321 );","pr.setBytes (  6, largeByteArray );","pr.setInt   (  7 , i );","pr.setDouble(  8 , 23.45 );","pr.setDouble(  9 , 567.45 );","pr.setFloat (  10 , (float)78.89 );","pr.setTime  (  11, new Time( System.currentTimeMillis() ) );","pr.setShort (  12, (short)23456 );","pr.setFloat (  13, (float)34.56 );","pr.setString(  14, \"sysname (30) NULL\" );","pr.setString(  15 , \"text NULL\" );","pr.setByte  (  16, (byte)28 );","pr.setBytes (  17, byteArray );","pr.setString(  18, \"varchar (255) NULL\" );"],} ,{"occurences": [[480, 26, "/src/smallsql/database/ExpressionArithmetic.java"], [54, 26, "/src/smallsql/database/ExpressionFunctionReturnP1.java"], ], "code":  ["","case SQLTokenizer.BINARY:","case SQLTokenizer.VARBINARY:","return getBytes();","case SQLTokenizer.TINYINT:","case SQLTokenizer.SMALLINT:","case SQLTokenizer.INT:","return new Integer( getInt() );","case SQLTokenizer.BIGINT:","return new Long( getLong() );","case SQLTokenizer.REAL:","return new Float( getFloat() );","case SQLTokenizer.FLOAT:","case SQLTokenizer.DOUBLE:","return new Double( getDouble() );","case SQLTokenizer.MONEY:","case SQLTokenizer.SMALLMONEY:","return Money.createFromUnscaledValue( getMoney() );","case SQLTokenizer.NUMERIC:","case SQLTokenizer.DECIMAL:","return getNumeric();","case SQLTokenizer.CHAR:","case SQLTokenizer.NCHAR:","case SQLTokenizer.VARCHAR:","case SQLTokenizer.NVARCHAR:","case SQLTokenizer.LONGNVARCHAR:","case SQLTokenizer.LONGVARCHAR:"],} ,{"occurences": [[479, 27, "/src/smallsql/database/ExpressionArithmetic.java"], [53, 27, "/src/smallsql/database/ExpressionFunctionReturnP1.java"], ], "code":  ["","return getBoolean() ? Boolean.TRUE : Boolean.FALSE;","case SQLTokenizer.BINARY:","case SQLTokenizer.VARBINARY:","return getBytes();","case SQLTokenizer.TINYINT:","case SQLTokenizer.SMALLINT:","case SQLTokenizer.INT:","return new Integer( getInt() );","case SQLTokenizer.BIGINT:","return new Long( getLong() );","case SQLTokenizer.REAL:","return new Float( getFloat() );","case SQLTokenizer.FLOAT:","case SQLTokenizer.DOUBLE:","return new Double( getDouble() );","case SQLTokenizer.MONEY:","case SQLTokenizer.SMALLMONEY:","return Money.createFromUnscaledValue( getMoney() );","case SQLTokenizer.NUMERIC:","case SQLTokenizer.DECIMAL:","return getNumeric();","case SQLTokenizer.CHAR:","case SQLTokenizer.NCHAR:","case SQLTokenizer.VARCHAR:","case SQLTokenizer.NVARCHAR:","case SQLTokenizer.LONGNVARCHAR:","case SQLTokenizer.LONGVARCHAR:"],} ,{"occurences": [[317, 11, "/src/smallsql/database/ExpressionArithmetic.java"], [270, 11, "/src/smallsql/database/ExpressionArithmetic.java"], ], "code":  ["","return getIntImpl();","case SQLTokenizer.BIGINT:","return getLongImpl();","case SQLTokenizer.REAL:","return getFloatImpl();","case SQLTokenizer.FLOAT:","case SQLTokenizer.DOUBLE:","case SQLTokenizer.MONEY:","case SQLTokenizer.SMALLMONEY:","case SQLTokenizer.NUMERIC:","case SQLTokenizer.DECIMAL:"],} ,{"occurences": [[316, 13, "/src/smallsql/junit/BenchTest.java"], [202, 13, "/src/smallsql/junit/BenchTest.java"], ], "code":  ["","Statement st1 = con.createStatement();","ResultSet rs = st1.executeQuery( \"SELECT count(*) FROM \" + tableName);","rs.next();","int count = rs.getInt(1);","if (count != rowCount){","","if (count == 0){","createTestDataWithClassicInsert( con );","rs = st1.executeQuery( \"SELECT count(*) FROM \" + tableName);","rs.next();","count = rs.getInt(1);","}","if (count != rowCount){"],} ,{"occurences": [[-10, 13, "/src/smallsql/junit/TestThreads.java"], [-7, 13, "/src/smallsql/database/IndexNode.java"], ], "code":  ["","private static TestValue a(String dataType, Object small, Object large){","TestValue value = new TestValue();","value.dataType  = dataType;","value.small     = small;","value.large     = large;","return value;","}","private static class TestValue{","String dataType;","Object small;","Object large;","}","}"],} ,{"occurences": [[128, 25, "/src/smallsql/junit/TestResultSet.java"], [85, 25, "/src/smallsql/junit/TestResultSet.java"], [136, 17, "/src/smallsql/junit/TestResultSet.java"], [93, 17, "/src/smallsql/junit/TestResultSet.java"], ], "code":  ["","assertEquals(\"getRow\", 1, rs.getRow() );","","assertFalse(\"previous\", rs.previous() );","assertEquals(\"getRow\", 0, rs.getRow() );","assertTrue(\"isBeforeFirst\", rs.isBeforeFirst() );","assertFalse(\"isAfterLast\", rs.isAfterLast() );","","assertTrue(\"last\", rs.last() );","assertEquals(\"getRow\", 1, rs.getRow() );","assertTrue(\"isLast\", rs.isLast() );","","rs.afterLast();","assertFalse(\"isBeforeFirst\", rs.isBeforeFirst() );","assertTrue(\"isAfterLast\", rs.isAfterLast() );","assertEquals(\"getRow\", 0, rs.getRow() );","}",""],} ,{"occurences": [[65, 25, "/src/smallsql/database/ExpressionFunctionReturnString.java"], [61, 25, "/src/smallsql/database/ExpressionFunctionReturnP1StringAndBinary.java"], ], "code":  ["","final int getInt() throws Exception {","if(isNull()) return 0;","return Integer.parseInt(getString().trim());","}","final long getLong() throws Exception {","if(isNull()) return 0;","return Long.parseLong(getString().trim());","}","final float getFloat() throws Exception {","if(isNull()) return 0;","return Float.parseFloat(getString().trim());","}","final double getDouble() throws Exception {","if(isNull()) return 0;","return Double.parseDouble(getString().trim());","}","final long getMoney() throws Exception {","if(isNull()) return 0;","return Money.parseMoney(getString().trim());","}","final MutableNumeric getNumeric() throws Exception {","if(isNull()) return null;","return new MutableNumeric(getString().trim());","}","final Object getObject() throws Exception {"],} ,{"occurences": [[690, 17, "/src/smallsql/database/StoreImpl.java"], [1485, 17, "/src/smallsql/database/StoreImpl.java"], ], "code":  ["","case SQLTokenizer.SMALLDATETIME:","offset += 4;","break;","case SQLTokenizer.BIGINT:","case SQLTokenizer.FLOAT:","case SQLTokenizer.DOUBLE:","case SQLTokenizer.MONEY:","case SQLTokenizer.JAVA_OBJECT:","case SQLTokenizer.LONGVARBINARY:","case SQLTokenizer.BLOB:","case SQLTokenizer.CLOB:","case SQLTokenizer.NCLOB:","case SQLTokenizer.LONGNVARCHAR:","case SQLTokenizer.LONGVARCHAR:","case SQLTokenizer.TIMESTAMP:","offset += 8;","break;"],} ,{"occurences": [[420, 12, "/src/smallsql/junit/BenchTest.java"], [474, 12, "/src/smallsql/junit/BenchTest.java"], ], "code":  ["","pr.setInt   (  7 , i );","pr.setDouble(  8 , 23.45 );","pr.setDouble(  9 , 567.45 );","pr.setFloat (  10 , (float)78.89 );","pr.setTime  (  11, new Time( System.currentTimeMillis() ) );","pr.setShort (  12, (short)23456 );","pr.setFloat (  13, (float)34.56 );","pr.setString(  14, \"sysname (30) NULL\" );","pr.setString(  15 , \"text NULL\" );","pr.setByte  (  16, (byte)28 );","pr.setBytes (  17, byteArray );","pr.setString(  18, \"varchar (255) NULL\" );"],} ,{"occurences": [[490, 16, "/src/smallsql/database/ExpressionArithmetic.java"], [64, 16, "/src/smallsql/database/ExpressionFunctionReturnP1.java"], ], "code":  ["","return new Float( getFloat() );","case SQLTokenizer.FLOAT:","case SQLTokenizer.DOUBLE:","return new Double( getDouble() );","case SQLTokenizer.MONEY:","case SQLTokenizer.SMALLMONEY:","return Money.createFromUnscaledValue( getMoney() );","case SQLTokenizer.NUMERIC:","case SQLTokenizer.DECIMAL:","return getNumeric();","case SQLTokenizer.CHAR:","case SQLTokenizer.NCHAR:","case SQLTokenizer.VARCHAR:","case SQLTokenizer.NVARCHAR:","case SQLTokenizer.LONGNVARCHAR:","case SQLTokenizer.LONGVARCHAR:"],} ,{"occurences": [[417, 15, "/src/smallsql/junit/BenchTest.java"], [471, 15, "/src/smallsql/junit/BenchTest.java"], ], "code":  ["","pr.setFloat (  4, (float)1234.56789 );","pr.setFloat (  5 , (float)9876.54321 );","pr.setBytes (  6, largeByteArray );","pr.setInt   (  7 , i );","pr.setDouble(  8 , 23.45 );","pr.setDouble(  9 , 567.45 );","pr.setFloat (  10 , (float)78.89 );","pr.setTime  (  11, new Time( System.currentTimeMillis() ) );","pr.setShort (  12, (short)23456 );","pr.setFloat (  13, (float)34.56 );","pr.setString(  14, \"sysname (30) NULL\" );","pr.setString(  15 , \"text NULL\" );","pr.setByte  (  16, (byte)28 );","pr.setBytes (  17, byteArray );","pr.setString(  18, \"varchar (255) NULL\" );"],} ,{"occurences": [[62, 28, "/src/smallsql/database/ExpressionFunctionReturnString.java"], [58, 28, "/src/smallsql/database/ExpressionFunctionReturnP1StringAndBinary.java"], ], "code":  ["","if(isNull()) return false;","return Utils.string2boolean(getString().trim());","}","final int getInt() throws Exception {","if(isNull()) return 0;","return Integer.parseInt(getString().trim());","}","final long getLong() throws Exception {","if(isNull()) return 0;","return Long.parseLong(getString().trim());","}","final float getFloat() throws Exception {","if(isNull()) return 0;","return Float.parseFloat(getString().trim());","}","final double getDouble() throws Exception {","if(isNull()) return 0;","return Double.parseDouble(getString().trim());","}","final long getMoney() throws Exception {","if(isNull()) return 0;","return Money.parseMoney(getString().trim());","}","final MutableNumeric getNumeric() throws Exception {","if(isNull()) return null;","return new MutableNumeric(getString().trim());","}","final Object getObject() throws Exception {"],} ,{"occurences": [[488, 18, "/src/smallsql/database/ExpressionArithmetic.java"], [62, 18, "/src/smallsql/database/ExpressionFunctionReturnP1.java"], ], "code":  ["","return new Long( getLong() );","case SQLTokenizer.REAL:","return new Float( getFloat() );","case SQLTokenizer.FLOAT:","case SQLTokenizer.DOUBLE:","return new Double( getDouble() );","case SQLTokenizer.MONEY:","case SQLTokenizer.SMALLMONEY:","return Money.createFromUnscaledValue( getMoney() );","case SQLTokenizer.NUMERIC:","case SQLTokenizer.DECIMAL:","return getNumeric();","case SQLTokenizer.CHAR:","case SQLTokenizer.NCHAR:","case SQLTokenizer.VARCHAR:","case SQLTokenizer.NVARCHAR:","case SQLTokenizer.LONGNVARCHAR:","case SQLTokenizer.LONGVARCHAR:"],} ,{"occurences": [[482, 24, "/src/smallsql/database/ExpressionArithmetic.java"], [56, 24, "/src/smallsql/database/ExpressionFunctionReturnP1.java"], ], "code":  ["","return getBytes();","case SQLTokenizer.TINYINT:","case SQLTokenizer.SMALLINT:","case SQLTokenizer.INT:","return new Integer( getInt() );","case SQLTokenizer.BIGINT:","return new Long( getLong() );","case SQLTokenizer.REAL:","return new Float( getFloat() );","case SQLTokenizer.FLOAT:","case SQLTokenizer.DOUBLE:","return new Double( getDouble() );","case SQLTokenizer.MONEY:","case SQLTokenizer.SMALLMONEY:","return Money.createFromUnscaledValue( getMoney() );","case SQLTokenizer.NUMERIC:","case SQLTokenizer.DECIMAL:","return getNumeric();","case SQLTokenizer.CHAR:","case SQLTokenizer.NCHAR:","case SQLTokenizer.VARCHAR:","case SQLTokenizer.NVARCHAR:","case SQLTokenizer.LONGNVARCHAR:","case SQLTokenizer.LONGVARCHAR:"],} ,{"occurences": [[272, 12, "/src/smallsql/database/SSStatement.java"], [250, 12, "/src/smallsql/database/SSPreparedStatement.java"], ], "code":  ["","if(failed == null){","failed = new BatchUpdateException(ex.getMessage(), ex.getSQLState(), ex.getErrorCode(), result);","failed.initCause(ex);","}","failed.setNextException(ex);","}","}","batches.clear();","if(failed != null)","throw failed;","return result;","}"],} ,{"occurences": [[692, 15, "/src/smallsql/database/StoreImpl.java"], [1487, 15, "/src/smallsql/database/StoreImpl.java"], [684, 23, "/src/smallsql/database/StoreImpl.java"], [1479, 23, "/src/smallsql/database/StoreImpl.java"], ], "code":  ["","break;","case SQLTokenizer.BIGINT:","case SQLTokenizer.FLOAT:","case SQLTokenizer.DOUBLE:","case SQLTokenizer.MONEY:","case SQLTokenizer.JAVA_OBJECT:","case SQLTokenizer.LONGVARBINARY:","case SQLTokenizer.BLOB:","case SQLTokenizer.CLOB:","case SQLTokenizer.NCLOB:","case SQLTokenizer.LONGNVARCHAR:","case SQLTokenizer.LONGVARCHAR:","case SQLTokenizer.TIMESTAMP:","offset += 8;","break;"],} ,{"occurences": [[63, 27, "/src/smallsql/database/ExpressionFunctionReturnString.java"], [59, 27, "/src/smallsql/database/ExpressionFunctionReturnP1StringAndBinary.java"], ], "code":  ["","return Utils.string2boolean(getString().trim());","}","final int getInt() throws Exception {","if(isNull()) return 0;","return Integer.parseInt(getString().trim());","}","final long getLong() throws Exception {","if(isNull()) return 0;","return Long.parseLong(getString().trim());","}","final float getFloat() throws Exception {","if(isNull()) return 0;","return Float.parseFloat(getString().trim());","}","final double getDouble() throws Exception {","if(isNull()) return 0;","return Double.parseDouble(getString().trim());","}","final long getMoney() throws Exception {","if(isNull()) return 0;","return Money.parseMoney(getString().trim());","}","final MutableNumeric getNumeric() throws Exception {","if(isNull()) return null;","return new MutableNumeric(getString().trim());","}","final Object getObject() throws Exception {"],} ,{"occurences": [[691, 16, "/src/smallsql/database/StoreImpl.java"], [1486, 16, "/src/smallsql/database/StoreImpl.java"], ], "code":  ["","offset += 4;","break;","case SQLTokenizer.BIGINT:","case SQLTokenizer.FLOAT:","case SQLTokenizer.DOUBLE:","case SQLTokenizer.MONEY:","case SQLTokenizer.JAVA_OBJECT:","case SQLTokenizer.LONGVARBINARY:","case SQLTokenizer.BLOB:","case SQLTokenizer.CLOB:","case SQLTokenizer.NCLOB:","case SQLTokenizer.LONGNVARCHAR:","case SQLTokenizer.LONGVARCHAR:","case SQLTokenizer.TIMESTAMP:","offset += 8;","break;"],} ,{"occurences": [[77, 13, "/src/smallsql/database/ExpressionFunctionReturnString.java"], [73, 13, "/src/smallsql/database/ExpressionFunctionReturnP1StringAndBinary.java"], ], "code":  ["","final double getDouble() throws Exception {","if(isNull()) return 0;","return Double.parseDouble(getString().trim());","}","final long getMoney() throws Exception {","if(isNull()) return 0;","return Money.parseMoney(getString().trim());","}","final MutableNumeric getNumeric() throws Exception {","if(isNull()) return null;","return new MutableNumeric(getString().trim());","}","final Object getObject() throws Exception {"],} ,{"occurences": [[79, 11, "/src/smallsql/database/ExpressionFunctionReturnString.java"], [75, 11, "/src/smallsql/database/ExpressionFunctionReturnP1StringAndBinary.java"], ], "code":  ["","return Double.parseDouble(getString().trim());","}","final long getMoney() throws Exception {","if(isNull()) return 0;","return Money.parseMoney(getString().trim());","}","final MutableNumeric getNumeric() throws Exception {","if(isNull()) return null;","return new MutableNumeric(getString().trim());","}","final Object getObject() throws Exception {"],} ,{"occurences": [[160, 16, "/src/smallsql/junit/TestThreads.java"], [112, 16, "/src/smallsql/junit/TestThreads.java"], [57, 11, "/src/smallsql/junit/TestThreads.java"], ], "code":  ["","thread.start();","}","","for(int i = 0; i \< threadList.size(); i++){","Thread thread = (Thread)threadList.get(i);","thread.join(5000);","}","","if(throwable != null){","throw throwable;","}"],} ,{"occurences": [[122, 16, "/src/smallsql/junit/BenchTest.java"], [181, 16, "/src/smallsql/junit/BenchTest.java"], ], "code":  ["","int count = rs.getInt(1);","if (count != rowCount)","System.out.println( \"  Failed: Only \" + count + \" rows were inserted.\");","else System.out.println( \"  Test time: \" + time + \" ms\");","st.close();","}catch(Exception e){","System.out.println(\"  Failed:\"+e);","}finally{","System.out.println();","System.out.println(\"===================================================================\");","}","}","","","",""],} ,{"occurences": [[635, 14, "/src/smallsql/junit/BenchTest.java"], [675, 14, "/src/smallsql/junit/BenchTest.java"], ], "code":  ["","fis.close();","java.io.File file = new java.io.File(tableName+\".bin\");","file.delete();","}catch(Exception e){","System.out.println(\"  Failed:\"+e);","}finally{","System.out.println();","System.out.println(\"===================================================================\");","}","}","","","",""],} ,{"occurences": [[46, 14, "/src/smallsql/database/ExpressionFunctionRound.java"], [46, 14, "/src/smallsql/database/ExpressionFunctionTruncate.java"], ], "code":  ["","final int places = param2.getInt();","double value = param1.getDouble();","long factor = 1;","if(places \> 0){","for(int i=0; i\<places; i++){","factor *= 10;","}","value *= factor;","}else{","for(int i=0; i\>places; i--){","factor *= 10;","}","value /= factor;","}"],} ,{"occurences": [[138, 15, "/src/smallsql/junit/TestResultSet.java"], [95, 15, "/src/smallsql/junit/TestResultSet.java"], ], "code":  ["","assertFalse(\"previous\", rs.previous() );","assertEquals(\"getRow\", 0, rs.getRow() );","assertTrue(\"isBeforeFirst\", rs.isBeforeFirst() );","assertFalse(\"isAfterLast\", rs.isAfterLast() );","","assertTrue(\"last\", rs.last() );","assertEquals(\"getRow\", 1, rs.getRow() );","assertTrue(\"isLast\", rs.isLast() );","","rs.afterLast();","assertFalse(\"isBeforeFirst\", rs.isBeforeFirst() );","assertTrue(\"isAfterLast\", rs.isAfterLast() );","assertEquals(\"getRow\", 0, rs.getRow() );","}",""],} ,{"occurences": [[213, 12, "/src/smallsql/junit/TestOrderBy.java"], [241, 12, "/src/smallsql/junit/TestOrderBy.java"], ], "code":  ["","while(oldValue != null && rs.next()){","String newValue = rs.getString(\"v\");","if(newValue != null){","assertTrue( oldValue.compareTo( newValue ) \> 0 );","count++;","}","oldValue = newValue;","}","assertNull(oldValue);","assertFalse( rs.next() );","assertEquals( valueCount, count );","}"],} ,{"occurences": [[637, 12, "/src/smallsql/junit/BenchTest.java"], [677, 12, "/src/smallsql/junit/BenchTest.java"], ], "code":  ["","file.delete();","}catch(Exception e){","System.out.println(\"  Failed:\"+e);","}finally{","System.out.println();","System.out.println(\"===================================================================\");","}","}","","","",""],} ,{"occurences": [[63, 14, "/src/smallsql/junit/TestOperatoren.java"], [65, 14, "/src/smallsql/junit/TestJoins.java"], ], "code":  ["","a(\"varchar2(100)\"     , new String(\"abc\"),      new String(\"qwert\")),","a(\"nvarchar2(100)\"    , new String(\"abc\"),      new String(\"qwert\")),","a(\"character(100)\"    , new String(\"abc\"),      new String(\"qwert\")),","a(\"char(100)\"         , new String(\"abc\"),      new String(\"qwert\")),","a(\"nchar(100)\"        , new String(\"abc\"),      new String(\"qwert\")),","a(\"text\"              , new String(\"abc\"),      new String(\"qwert\")),","a(\"ntext\"             , new String(\"abc\"),      new String(\"qwert\")),","a(\"date\"              , new Date(99, 1,1),      new Date(99, 2,2)),","a(\"time\"              , new Time(9, 1,1),       new Time(9, 2,2)),","a(\"timestamp\"         , new Timestamp(99, 1,1,0,0,0,0),      new Timestamp(99, 2,2,0,0,0,0)),","a(\"datetime\"          , new Timestamp(99, 1,1,0,0,0,0),      new Timestamp(99, 2,2,0,0,0,0)),","a(\"smalldatetime\"     , new Timestamp(99, 1,1,0,0,0,0),      new Timestamp(99, 2,2,0,0,0,0)),","a(\"binary(100)\"       , new byte[]{12, 45, 1},  new byte[]{12, 45, 2, 56, 89}),","a(\"varbinary(100)\"    , new byte[]{12, 45, 1},  new byte[]{12, 45, 2, 56, 89}),"],} ,{"occurences": [[688, 19, "/src/smallsql/database/StoreImpl.java"], [1483, 19, "/src/smallsql/database/StoreImpl.java"], ], "code":  ["","case SQLTokenizer.TIME:","case SQLTokenizer.DATE:","case SQLTokenizer.SMALLDATETIME:","offset += 4;","break;","case SQLTokenizer.BIGINT:","case SQLTokenizer.FLOAT:","case SQLTokenizer.DOUBLE:","case SQLTokenizer.MONEY:","case SQLTokenizer.JAVA_OBJECT:","case SQLTokenizer.LONGVARBINARY:","case SQLTokenizer.BLOB:","case SQLTokenizer.CLOB:","case SQLTokenizer.NCLOB:","case SQLTokenizer.LONGNVARCHAR:","case SQLTokenizer.LONGVARCHAR:","case SQLTokenizer.TIMESTAMP:","offset += 8;","break;"],} ,{"occurences": [[221, 11, "/src/smallsql/database/ExpressionArithmetic.java"], [310, 18, "/src/smallsql/database/ExpressionArithmetic.java"], [263, 18, "/src/smallsql/database/ExpressionArithmetic.java"], [476, 30, "/src/smallsql/database/ExpressionArithmetic.java"], [50, 30, "/src/smallsql/database/ExpressionFunctionReturnP1.java"], ], "code":  ["","switch(dataType){","case SQLTokenizer.BIT:","case SQLTokenizer.BOOLEAN:","return getBoolean() ? 1 : 0;","case SQLTokenizer.TINYINT:","case SQLTokenizer.SMALLINT:","case SQLTokenizer.INT:","return getIntImpl();","case SQLTokenizer.BIGINT:","return getLongImpl();","case SQLTokenizer.REAL:"],} ,{"occurences": [[151, 14, "/src/smallsql/database/Where.java"], [114, 14, "/src/smallsql/database/Distinct.java"], ], "code":  ["","final long getRowPosition() {","return rowSource.getRowPosition();","}","final void setRowPosition(long rowPosition) throws Exception {","rowSource.setRowPosition(rowPosition);","}","final void nullRow() {","rowSource.nullRow();","row = 0;","}","final void noRow() {","rowSource.noRow();","row = 0;","}"],} ,{"occurences": [[360, 11, "/src/smallsql/junit/BenchTest.java"], [601, 11, "/src/smallsql/junit/BenchTest.java"], [238, 12, "/src/smallsql/junit/BenchTest.java"], [126, 12, "/src/smallsql/junit/BenchTest.java"], [185, 12, "/src/smallsql/junit/BenchTest.java"], [151, 12, "/src/smallsql/junit/BenchTest.java"], ], "code":  ["","st.close();","}catch(Exception e){","System.out.println(\"  Failed:\"+e);","}finally{","System.out.println();","System.out.println(\"===================================================================\");","}","}","","",""],} ,{"occurences": [[154, 22, "/src/smallsql/junit/TestThreads.java"], [106, 22, "/src/smallsql/junit/TestThreads.java"], [51, 17, "/src/smallsql/junit/TestThreads.java"], ], "code":  ["","}catch(Throwable ex){","throwable = ex;","}","}","});","threadList.add(thread);","thread.start();","}","","for(int i = 0; i \< threadList.size(); i++){","Thread thread = (Thread)threadList.get(i);","thread.join(5000);","}","","if(throwable != null){","throw throwable;","}"],} ,{"occurences": [[124, 14, "/src/smallsql/junit/BenchTest.java"], [183, 14, "/src/smallsql/junit/BenchTest.java"], ], "code":  ["","System.out.println( \"  Failed: Only \" + count + \" rows were inserted.\");","else System.out.println( \"  Test time: \" + time + \" ms\");","st.close();","}catch(Exception e){","System.out.println(\"  Failed:\"+e);","}finally{","System.out.println();","System.out.println(\"===================================================================\");","}","}","","","",""],} ,{"occurences": [[210, 15, "/src/smallsql/junit/TestOrderBy.java"], [238, 15, "/src/smallsql/junit/TestOrderBy.java"], [341, 13, "/src/smallsql/junit/TestOrderBy.java"], [426, 13, "/src/smallsql/junit/TestOrderBy.java"], ], "code":  ["","assertTrue( rs.next() );","oldValue = (Integer)rs.getObject(\"i\");","assertNull(oldValue);","assertTrue( rs.next() );","oldValue = (Integer)rs.getObject(\"i\");","int count = 1;","while(rs.next()){","assertTrue( oldValue.compareTo( (Integer)rs.getObject(\"i\") ) \< 0 );","oldValue = (Integer)rs.getObject(\"i\");","count++;","}","assertEquals( valueCount, count );","}"],} ,{"occurences": [[694, 13, "/src/smallsql/database/StoreImpl.java"], [1489, 13, "/src/smallsql/database/StoreImpl.java"], [491, 15, "/src/smallsql/database/ExpressionArithmetic.java"], [65, 15, "/src/smallsql/database/ExpressionFunctionReturnP1.java"], ], "code":  ["","case SQLTokenizer.FLOAT:","case SQLTokenizer.DOUBLE:","case SQLTokenizer.MONEY:","case SQLTokenizer.JAVA_OBJECT:","case SQLTokenizer.LONGVARBINARY:","case SQLTokenizer.BLOB:","case SQLTokenizer.CLOB:","case SQLTokenizer.NCLOB:","case SQLTokenizer.LONGNVARCHAR:","case SQLTokenizer.LONGVARCHAR:","case SQLTokenizer.TIMESTAMP:","offset += 8;","break;"],} ,{"occurences": [[445, 11, "/src/smallsql/junit/BenchTest.java"], [239, 11, "/src/smallsql/junit/BenchTest.java"], [638, 11, "/src/smallsql/junit/BenchTest.java"], [678, 11, "/src/smallsql/junit/BenchTest.java"], [186, 11, "/src/smallsql/junit/BenchTest.java"], [152, 11, "/src/smallsql/junit/BenchTest.java"], [555, 11, "/src/smallsql/junit/BenchTest.java"], [127, 11, "/src/smallsql/junit/BenchTest.java"], ], "code":  ["","}catch(Exception e){","System.out.println(\"  Failed:\"+e);","}finally{","System.out.println();","System.out.println(\"===================================================================\");","}","}","","","",""],} ,{"occurences": [[748, 11, "/src/smallsql/junit/TestOrderBy.java"], [717, 11, "/src/smallsql/junit/TestOrderBy.java"], ], "code":  ["","while(rs.previous()) count++;","assertEquals( valueCount, count );","rs.beforeFirst();","count = -1;","while(rs.next()) count++;","assertEquals( valueCount, count );","rs.beforeFirst();","count = -1;","while(rs.next()) count++;","assertEquals( valueCount, count );","}"],} ,{"occurences": [[45, 13, "/src/smallsql/junit/TestOperatoren.java"], [48, 13, "/src/smallsql/junit/TestJoins.java"], ], "code":  ["","a(\"tinyint\"           , new Byte( (byte)3),     new Byte( (byte)4)),","a(\"byte\"              , new Byte( (byte)3),     new Byte( (byte)4)),","a(\"smallint\"          , new Short( (short)3),   new Short( (short)4)),","a(\"int\"               , new Integer(3),         new Integer(4)),","a(\"bigint\"            , new Long(3),            new Long(4)),","a(\"real\"              , new Float(3.45),        new Float(4.56)),","a(\"float\"             , new Float(3.45),        new Float(4.56)),","a(\"double\"            , new Double(3.45),       new Double(4.56)),","a(\"smallmoney\"        , new Float(3.45),        new Float(4.56)),","a(\"money\"             , new Float(3.45),        new Float(4.56)),","a(\"money\"             , new Double(3.45),       new Double(4.56)),","a(\"numeric(19,2)\"     , new BigDecimal(\"3.45\"), new BigDecimal(\"4.56\")),","a(\"decimal(19,2)\"     , new BigDecimal(\"3.45\"), new BigDecimal(\"4.56\")),"],} ,{"occurences": [[138, 17, "/src/smallsql/junit/TestJoins.java"], [124, 17, "/src/smallsql/junit/TestOperatoren.java"], [144, 11, "/src/smallsql/junit/TestJoins.java"], [130, 11, "/src/smallsql/junit/TestOperatoren.java"], ], "code":  ["","pr.setObject( 2, testValue.small);","pr.execute();","pr.setObject( 1, null);","pr.setObject( 2, testValue.small);","pr.execute();","pr.setObject( 1, testValue.small);","pr.setObject( 2, null);","pr.execute();","pr.setObject( 1, null);","pr.setObject( 2, null);","pr.execute();"],} ,{"occurences": [[746, 13, "/src/smallsql/junit/TestOrderBy.java"], [715, 13, "/src/smallsql/junit/TestOrderBy.java"], ], "code":  ["","rs.last();","count = 0;","while(rs.previous()) count++;","assertEquals( valueCount, count );","rs.beforeFirst();","count = -1;","while(rs.next()) count++;","assertEquals( valueCount, count );","rs.beforeFirst();","count = -1;","while(rs.next()) count++;","assertEquals( valueCount, count );","}"],} ,{"occurences": [[421, 12, "/src/smallsql/junit/BenchTest.java"], [529, 12, "/src/smallsql/junit/BenchTest.java"], [475, 11, "/src/smallsql/junit/BenchTest.java"], ], "code":  ["","pr.setDouble(  8 , 23.45 );","pr.setDouble(  9 , 567.45 );","pr.setFloat (  10 , (float)78.89 );","pr.setTime  (  11, new Time( System.currentTimeMillis() ) );","pr.setShort (  12, (short)23456 );","pr.setFloat (  13, (float)34.56 );","pr.setString(  14, \"sysname (30) NULL\" );","pr.setString(  15 , \"text NULL\" );","pr.setByte  (  16, (byte)28 );","pr.setBytes (  17, byteArray );","pr.setString(  18, \"varchar (255) NULL\" );"],} ,{"occurences": [[687, 20, "/src/smallsql/database/StoreImpl.java"], [1482, 20, "/src/smallsql/database/StoreImpl.java"], [495, 11, "/src/smallsql/database/ExpressionArithmetic.java"], [69, 11, "/src/smallsql/database/ExpressionFunctionReturnP1.java"], ], "code":  ["","case SQLTokenizer.SMALLMONEY:","return Money.createFromUnscaledValue( getMoney() );","case SQLTokenizer.NUMERIC:","case SQLTokenizer.DECIMAL:","return getNumeric();","case SQLTokenizer.CHAR:","case SQLTokenizer.NCHAR:","case SQLTokenizer.VARCHAR:","case SQLTokenizer.NVARCHAR:","case SQLTokenizer.LONGNVARCHAR:","case SQLTokenizer.LONGVARCHAR:"],} ,{"occurences": [[120, 11, "/src/smallsql/database/IndexScrollStatus.java"], [89, 11, "/src/smallsql/database/IndexScrollStatus.java"], ], "code":  ["","if(status.nodeValue instanceof IndexNode){","level++;","nodeStack.push(","new IndexNodeScrollStatus( (IndexNode)status.nodeValue,","(expressions.get(level).getAlias() != SQLTokenizer.DESC_STR),","scroll, level));","continue;","}else","return getReturnValue(status.nodeValue);","}",""],} ,{"occurences": [[744, 15, "/src/smallsql/junit/TestOrderBy.java"], [713, 15, "/src/smallsql/junit/TestOrderBy.java"], ], "code":  ["","rs.previous();","","rs.last();","count = 0;","while(rs.previous()) count++;","assertEquals( valueCount, count );","rs.beforeFirst();","count = -1;","while(rs.next()) count++;","assertEquals( valueCount, count );","rs.beforeFirst();","count = -1;","while(rs.next()) count++;","assertEquals( valueCount, count );","}"],} ,{"occurences": [[47, 11, "/src/smallsql/junit/TestOperatoren.java"], [50, 11, "/src/smallsql/junit/TestJoins.java"], ], "code":  ["","a(\"smallint\"          , new Short( (short)3),   new Short( (short)4)),","a(\"int\"               , new Integer(3),         new Integer(4)),","a(\"bigint\"            , new Long(3),            new Long(4)),","a(\"real\"              , new Float(3.45),        new Float(4.56)),","a(\"float\"             , new Float(3.45),        new Float(4.56)),","a(\"double\"            , new Double(3.45),       new Double(4.56)),","a(\"smallmoney\"        , new Float(3.45),        new Float(4.56)),","a(\"money\"             , new Float(3.45),        new Float(4.56)),","a(\"money\"             , new Double(3.45),       new Double(4.56)),","a(\"numeric(19,2)\"     , new BigDecimal(\"3.45\"), new BigDecimal(\"4.56\")),","a(\"decimal(19,2)\"     , new BigDecimal(\"3.45\"), new BigDecimal(\"4.56\")),"],} ,{"occurences": [[212, 13, "/src/smallsql/junit/TestOrderBy.java"], [240, 13, "/src/smallsql/junit/TestOrderBy.java"], ], "code":  ["","int count = 1;","while(oldValue != null && rs.next()){","String newValue = rs.getString(\"v\");","if(newValue != null){","assertTrue( oldValue.compareTo( newValue ) \> 0 );","count++;","}","oldValue = newValue;","}","assertNull(oldValue);","assertFalse( rs.next() );","assertEquals( valueCount, count );","}"],} ,{"occurences": [[220, 12, "/src/smallsql/database/ExpressionArithmetic.java"], [309, 19, "/src/smallsql/database/ExpressionArithmetic.java"], [262, 19, "/src/smallsql/database/ExpressionArithmetic.java"], [475, 31, "/src/smallsql/database/ExpressionArithmetic.java"], [49, 31, "/src/smallsql/database/ExpressionFunctionReturnP1.java"], ], "code":  ["","int dataType = getDataType();","switch(dataType){","case SQLTokenizer.BIT:","case SQLTokenizer.BOOLEAN:","return getBoolean() ? 1 : 0;","case SQLTokenizer.TINYINT:","case SQLTokenizer.SMALLINT:","case SQLTokenizer.INT:","return getIntImpl();","case SQLTokenizer.BIGINT:","return getLongImpl();","case SQLTokenizer.REAL:"],} ,{"occurences": [[118, 13, "/src/smallsql/database/IndexScrollStatus.java"], [87, 13, "/src/smallsql/database/IndexScrollStatus.java"], ], "code":  ["","if(idx == -1){","if(status.nodeValue != null){","if(status.nodeValue instanceof IndexNode){","level++;","nodeStack.push(","new IndexNodeScrollStatus( (IndexNode)status.nodeValue,","(expressions.get(level).getAlias() != SQLTokenizer.DESC_STR),","scroll, level));","continue;","}else","return getReturnValue(status.nodeValue);","}",""],} ,{"occurences": [[318, 11, "/src/smallsql/junit/BenchTest.java"], [204, 11, "/src/smallsql/junit/BenchTest.java"], [121, 17, "/src/smallsql/junit/BenchTest.java"], [180, 17, "/src/smallsql/junit/BenchTest.java"], [743, 16, "/src/smallsql/junit/TestOrderBy.java"], [712, 16, "/src/smallsql/junit/TestOrderBy.java"], [742, 17, "/src/smallsql/junit/TestOrderBy.java"], [711, 17, "/src/smallsql/junit/TestOrderBy.java"], ], "code":  ["","rs.next();","int count = rs.getInt(1);","if (count != rowCount){","","if (count == 0){","createTestDataWithClassicInsert( con );","rs = st1.executeQuery( \"SELECT count(*) FROM \" + tableName);","rs.next();","count = rs.getInt(1);","}","if (count != rowCount){"],} ,{"occurences": [[140, 13, "/src/smallsql/junit/TestResultSet.java"], [97, 13, "/src/smallsql/junit/TestResultSet.java"], ], "code":  ["","assertTrue(\"isBeforeFirst\", rs.isBeforeFirst() );","assertFalse(\"isAfterLast\", rs.isAfterLast() );","","assertTrue(\"last\", rs.last() );","assertEquals(\"getRow\", 1, rs.getRow() );","assertTrue(\"isLast\", rs.isLast() );","","rs.afterLast();","assertFalse(\"isBeforeFirst\", rs.isBeforeFirst() );","assertTrue(\"isAfterLast\", rs.isAfterLast() );","assertEquals(\"getRow\", 0, rs.getRow() );","}",""],} ,{"occurences": [[695, 12, "/src/smallsql/database/StoreImpl.java"], [1490, 12, "/src/smallsql/database/StoreImpl.java"], [492, 14, "/src/smallsql/database/ExpressionArithmetic.java"], [66, 14, "/src/smallsql/database/ExpressionFunctionReturnP1.java"], ], "code":  ["","case SQLTokenizer.DOUBLE:","case SQLTokenizer.MONEY:","case SQLTokenizer.JAVA_OBJECT:","case SQLTokenizer.LONGVARBINARY:","case SQLTokenizer.BLOB:","case SQLTokenizer.CLOB:","case SQLTokenizer.NCLOB:","case SQLTokenizer.LONGNVARCHAR:","case SQLTokenizer.LONGVARCHAR:","case SQLTokenizer.TIMESTAMP:","offset += 8;","break;"],} ,{"occurences": [[487, 19, "/src/smallsql/database/ExpressionArithmetic.java"], [61, 19, "/src/smallsql/database/ExpressionFunctionReturnP1.java"], [693, 14, "/src/smallsql/database/StoreImpl.java"], [1488, 14, "/src/smallsql/database/StoreImpl.java"], ], "code":  ["","case SQLTokenizer.BIGINT:","case SQLTokenizer.FLOAT:","case SQLTokenizer.DOUBLE:","case SQLTokenizer.MONEY:","case SQLTokenizer.JAVA_OBJECT:","case SQLTokenizer.LONGVARBINARY:","case SQLTokenizer.BLOB:","case SQLTokenizer.CLOB:","case SQLTokenizer.NCLOB:","case SQLTokenizer.LONGNVARCHAR:","case SQLTokenizer.LONGVARCHAR:","case SQLTokenizer.TIMESTAMP:","offset += 8;","break;"],} ,{"occurences": [[378, 11, "/src/smallsql/junit/TestFunctions.java"], [99, 11, "/src/smallsql/junit/TestOperatoren.java"], ], "code":  ["","st.execute(\"drop table \" + table);","st.close();","}catch(Throwable e){","","}","}","public void setUp(){","tearDown();","try{","Connection con = AllTests.getConnection();","Statement st = con.createStatement();"],} ,{"occurences": [[552, 11, "/src/smallsql/database/DateTime.java"], [566, 11, "/src/smallsql/database/DateTime.java"], [601, 11, "/src/smallsql/database/DateTime.java"], [475, 11, "/src/smallsql/database/DateTime.java"], ], "code":  ["","formatNumber( details.year, 4, buf);","buf.append(\'-\');","formatNumber( details.month+1, 2, buf);","buf.append(\'-\');","formatNumber( details.day, 2, buf);","buf.append(\' \');","formatNumber( details.hour, 2, buf);","buf.append(\':\');","formatNumber( details.minute, 2, buf);","buf.append(\':\');","formatNumber( details.second, 2, buf);"],} ,{"occurences": [[139, 16, "/src/smallsql/junit/TestJoins.java"], [125, 16, "/src/smallsql/junit/TestOperatoren.java"], [142, 13, "/src/smallsql/junit/TestJoins.java"], [128, 13, "/src/smallsql/junit/TestOperatoren.java"], [136, 19, "/src/smallsql/junit/TestJoins.java"], [122, 19, "/src/smallsql/junit/TestOperatoren.java"], ], "code":  ["","pr.execute();","pr.setObject( 1, testValue.large);","pr.setObject( 2, testValue.small);","pr.execute();","pr.setObject( 1, null);","pr.setObject( 2, testValue.small);","pr.execute();","pr.setObject( 1, testValue.small);","pr.setObject( 2, null);","pr.execute();","pr.setObject( 1, null);","pr.setObject( 2, null);","pr.execute();"],} ,{"occurences": [[64, 13, "/src/smallsql/junit/TestOperatoren.java"], [66, 13, "/src/smallsql/junit/TestJoins.java"], ], "code":  ["","a(\"nvarchar2(100)\"    , new String(\"abc\"),      new String(\"qwert\")),","a(\"character(100)\"    , new String(\"abc\"),      new String(\"qwert\")),","a(\"char(100)\"         , new String(\"abc\"),      new String(\"qwert\")),","a(\"nchar(100)\"        , new String(\"abc\"),      new String(\"qwert\")),","a(\"text\"              , new String(\"abc\"),      new String(\"qwert\")),","a(\"ntext\"             , new String(\"abc\"),      new String(\"qwert\")),","a(\"date\"              , new Date(99, 1,1),      new Date(99, 2,2)),","a(\"time\"              , new Time(9, 1,1),       new Time(9, 2,2)),","a(\"timestamp\"         , new Timestamp(99, 1,1,0,0,0,0),      new Timestamp(99, 2,2,0,0,0,0)),","a(\"datetime\"          , new Timestamp(99, 1,1,0,0,0,0),      new Timestamp(99, 2,2,0,0,0,0)),","a(\"smalldatetime\"     , new Timestamp(99, 1,1,0,0,0,0),      new Timestamp(99, 2,2,0,0,0,0)),","a(\"binary(100)\"       , new byte[]{12, 45, 1},  new byte[]{12, 45, 2, 56, 89}),","a(\"varbinary(100)\"    , new byte[]{12, 45, 1},  new byte[]{12, 45, 2, 56, 89}),"],} ,{"occurences": [[47, 12, "/src/smallsql/database/MutableLong.java"], [47, 12, "/src/smallsql/database/MutableFloat.java"], ], "code":  ["","this.value = value;","}","public double doubleValue() {","return value;","}","public float floatValue() {","return value;","}","public int intValue() {","return (int)value;","}","public long longValue() {"],} ,{"occurences": [[315, 13, "/src/smallsql/database/ExpressionArithmetic.java"], [268, 13, "/src/smallsql/database/ExpressionArithmetic.java"], [484, 22, "/src/smallsql/database/ExpressionArithmetic.java"], [58, 22, "/src/smallsql/database/ExpressionFunctionReturnP1.java"], ], "code":  ["","case SQLTokenizer.SMALLINT:","case SQLTokenizer.INT:","return getIntImpl();","case SQLTokenizer.BIGINT:","return getLongImpl();","case SQLTokenizer.REAL:","return getFloatImpl();","case SQLTokenizer.FLOAT:","case SQLTokenizer.DOUBLE:","case SQLTokenizer.MONEY:","case SQLTokenizer.SMALLMONEY:","case SQLTokenizer.NUMERIC:","case SQLTokenizer.DECIMAL:"],} ,{"occurences": [[139, 14, "/src/smallsql/junit/TestResultSet.java"], [96, 14, "/src/smallsql/junit/TestResultSet.java"], [133, 20, "/src/smallsql/junit/TestResultSet.java"], [90, 20, "/src/smallsql/junit/TestResultSet.java"], ], "code":  ["","assertEquals(\"getRow\", 0, rs.getRow() );","assertTrue(\"isBeforeFirst\", rs.isBeforeFirst() );","assertFalse(\"isAfterLast\", rs.isAfterLast() );","","assertTrue(\"last\", rs.last() );","assertEquals(\"getRow\", 1, rs.getRow() );","assertTrue(\"isLast\", rs.isLast() );","","rs.afterLast();","assertFalse(\"isBeforeFirst\", rs.isBeforeFirst() );","assertTrue(\"isAfterLast\", rs.isAfterLast() );","assertEquals(\"getRow\", 0, rs.getRow() );","}",""],} ,{"occurences": [[73, 17, "/src/smallsql/database/ExpressionFunctionReturnString.java"], [69, 17, "/src/smallsql/database/ExpressionFunctionReturnP1StringAndBinary.java"], ], "code":  ["","final float getFloat() throws Exception {","if(isNull()) return 0;","return Float.parseFloat(getString().trim());","}","final double getDouble() throws Exception {","if(isNull()) return 0;","return Double.parseDouble(getString().trim());","}","final long getMoney() throws Exception {","if(isNull()) return 0;","return Money.parseMoney(getString().trim());","}","final MutableNumeric getNumeric() throws Exception {","if(isNull()) return null;","return new MutableNumeric(getString().trim());","}","final Object getObject() throws Exception {"],} ,{"occurences": [[-9, 12, "/src/smallsql/junit/TestThreads.java"], [-6, 12, "/src/smallsql/database/IndexNode.java"], ], "code":  ["","TestValue value = new TestValue();","value.dataType  = dataType;","value.small     = small;","value.large     = large;","return value;","}","private static class TestValue{","String dataType;","Object small;","Object large;","}","}"],} ,{"occurences": [[74, 16, "/src/smallsql/database/ExpressionFunctionReturnString.java"], [70, 16, "/src/smallsql/database/ExpressionFunctionReturnP1StringAndBinary.java"], [66, 24, "/src/smallsql/database/ExpressionFunctionReturnString.java"], [62, 24, "/src/smallsql/database/ExpressionFunctionReturnP1StringAndBinary.java"], [78, 12, "/src/smallsql/database/ExpressionFunctionReturnString.java"], [74, 12, "/src/smallsql/database/ExpressionFunctionReturnP1StringAndBinary.java"], [45, 15, "/src/smallsql/database/ExpressionFunctionRound.java"], [45, 15, "/src/smallsql/database/ExpressionFunctionTruncate.java"], [175, 11, "/src/smallsql/database/ExpressionArithmetic.java"], [219, 13, "/src/smallsql/database/ExpressionArithmetic.java"], [308, 20, "/src/smallsql/database/ExpressionArithmetic.java"], [261, 20, "/src/smallsql/database/ExpressionArithmetic.java"], [70, 20, "/src/smallsql/database/ExpressionFunctionReturnString.java"], [66, 20, "/src/smallsql/database/ExpressionFunctionReturnP1StringAndBinary.java"], ], "code":  ["","if(isNull()) return 0;","int dataType = getDataType();","switch(dataType){","case SQLTokenizer.BIT:","case SQLTokenizer.BOOLEAN:","return getBoolean() ? 1 : 0;","case SQLTokenizer.TINYINT:","case SQLTokenizer.SMALLINT:","case SQLTokenizer.INT:","return getIntImpl();","case SQLTokenizer.BIGINT:"],} ,{"occurences": [[600, 12, "/src/smallsql/database/DateTime.java"], [474, 12, "/src/smallsql/database/DateTime.java"], ], "code":  ["","buf.append(\' \');","formatNumber( details.year, 4, buf);","buf.append(\' \');","formatHour12( details.hour, buf );","buf.append(\':\');","formatNumber( details.minute, 2, buf);","buf.append(\':\');","formatNumber( details.second, 2, buf);","buf.append(\':\');","formatMillis( details.millis, buf);","buf.append( details.hour \< 12 ? \"AM\" : \"PM\" );","return buf.toString();"],} ,{"occurences": [[69, 21, "/src/smallsql/database/ExpressionFunctionReturnString.java"], [65, 21, "/src/smallsql/database/ExpressionFunctionReturnP1StringAndBinary.java"], ], "code":  ["","final long getLong() throws Exception {","if(isNull()) return 0;","return Long.parseLong(getString().trim());","}","final float getFloat() throws Exception {","if(isNull()) return 0;","return Float.parseFloat(getString().trim());","}","final double getDouble() throws Exception {","if(isNull()) return 0;","return Double.parseDouble(getString().trim());","}","final long getMoney() throws Exception {","if(isNull()) return 0;","return Money.parseMoney(getString().trim());","}","final MutableNumeric getNumeric() throws Exception {","if(isNull()) return null;","return new MutableNumeric(getString().trim());","}","final Object getObject() throws Exception {"],} ,{"occurences": [[62, 15, "/src/smallsql/junit/TestOperatoren.java"], [64, 15, "/src/smallsql/junit/TestJoins.java"], ], "code":  ["","a(\"nvarchar(100)\"     , new String(\"abc\"),      new String(\"qwert\")),","a(\"varchar2(100)\"     , new String(\"abc\"),      new String(\"qwert\")),","a(\"nvarchar2(100)\"    , new String(\"abc\"),      new String(\"qwert\")),","a(\"character(100)\"    , new String(\"abc\"),      new String(\"qwert\")),","a(\"char(100)\"         , new String(\"abc\"),      new String(\"qwert\")),","a(\"nchar(100)\"        , new String(\"abc\"),      new String(\"qwert\")),","a(\"text\"              , new String(\"abc\"),      new String(\"qwert\")),","a(\"ntext\"             , new String(\"abc\"),      new String(\"qwert\")),","a(\"date\"              , new Date(99, 1,1),      new Date(99, 2,2)),","a(\"time\"              , new Time(9, 1,1),       new Time(9, 2,2)),","a(\"timestamp\"         , new Timestamp(99, 1,1,0,0,0,0),      new Timestamp(99, 2,2,0,0,0,0)),","a(\"datetime\"          , new Timestamp(99, 1,1,0,0,0,0),      new Timestamp(99, 2,2,0,0,0,0)),","a(\"smalldatetime\"     , new Timestamp(99, 1,1,0,0,0,0),      new Timestamp(99, 2,2,0,0,0,0)),","a(\"binary(100)\"       , new byte[]{12, 45, 1},  new byte[]{12, 45, 2, 56, 89}),","a(\"varbinary(100)\"    , new byte[]{12, 45, 1},  new byte[]{12, 45, 2, 56, 89}),"],} ,{"occurences": [[47, 13, "/src/smallsql/database/ExpressionFunctionRound.java"], [47, 13, "/src/smallsql/database/ExpressionFunctionTruncate.java"], ], "code":  ["","double value = param1.getDouble();","long factor = 1;","if(places \> 0){","for(int i=0; i\<places; i++){","factor *= 10;","}","value *= factor;","}else{","for(int i=0; i\>places; i--){","factor *= 10;","}","value /= factor;","}"],} ,{"occurences": [[42, 18, "/src/smallsql/database/ExpressionFunctionRound.java"], [42, 18, "/src/smallsql/database/ExpressionFunctionTruncate.java"], ], "code":  ["","return param1.isNull() || param2.isNull();","}","final double getDouble() throws Exception{","if(isNull()) return 0;","final int places = param2.getInt();","double value = param1.getDouble();","long factor = 1;","if(places \> 0){","for(int i=0; i\<places; i++){","factor *= 10;","}","value *= factor;","}else{","for(int i=0; i\>places; i--){","factor *= 10;","}","value /= factor;","}"],} ,{"occurences": [[317, 12, "/src/smallsql/junit/BenchTest.java"], [203, 12, "/src/smallsql/junit/BenchTest.java"], ], "code":  ["","ResultSet rs = st1.executeQuery( \"SELECT count(*) FROM \" + tableName);","rs.next();","int count = rs.getInt(1);","if (count != rowCount){","","if (count == 0){","createTestDataWithClassicInsert( con );","rs = st1.executeQuery( \"SELECT count(*) FROM \" + tableName);","rs.next();","count = rs.getInt(1);","}","if (count != rowCount){"],} ,{"occurences": [[418, 14, "/src/smallsql/junit/BenchTest.java"], [472, 14, "/src/smallsql/junit/BenchTest.java"], ], "code":  ["","pr.setFloat (  5 , (float)9876.54321 );","pr.setBytes (  6, largeByteArray );","pr.setInt   (  7 , i );","pr.setDouble(  8 , 23.45 );","pr.setDouble(  9 , 567.45 );","pr.setFloat (  10 , (float)78.89 );","pr.setTime  (  11, new Time( System.currentTimeMillis() ) );","pr.setShort (  12, (short)23456 );","pr.setFloat (  13, (float)34.56 );","pr.setString(  14, \"sysname (30) NULL\" );","pr.setString(  15 , \"text NULL\" );","pr.setByte  (  16, (byte)28 );","pr.setBytes (  17, byteArray );","pr.setString(  18, \"varchar (255) NULL\" );"],} ,{"occurences": [[342, 12, "/src/smallsql/junit/TestOrderBy.java"], [427, 12, "/src/smallsql/junit/TestOrderBy.java"], ], "code":  ["","oldValue = (Integer)rs.getObject(\"i\");","assertNull(oldValue);","assertTrue( rs.next() );","oldValue = (Integer)rs.getObject(\"i\");","int count = 1;","while(rs.next()){","assertTrue( oldValue.compareTo( (Integer)rs.getObject(\"i\") ) \< 0 );","oldValue = (Integer)rs.getObject(\"i\");","count++;","}","assertEquals( valueCount, count );","}"],} ,{"occurences": [[493, 13, "/src/smallsql/database/ExpressionArithmetic.java"], [67, 13, "/src/smallsql/database/ExpressionFunctionReturnP1.java"], ], "code":  ["","return new Double( getDouble() );","case SQLTokenizer.MONEY:","case SQLTokenizer.SMALLMONEY:","return Money.createFromUnscaledValue( getMoney() );","case SQLTokenizer.NUMERIC:","case SQLTokenizer.DECIMAL:","return getNumeric();","case SQLTokenizer.CHAR:","case SQLTokenizer.NCHAR:","case SQLTokenizer.VARCHAR:","case SQLTokenizer.NVARCHAR:","case SQLTokenizer.LONGNVARCHAR:","case SQLTokenizer.LONGVARCHAR:"],} ,{"occurences": [[164, 12, "/src/smallsql/junit/TestThreads.java"], [116, 12, "/src/smallsql/junit/TestThreads.java"], ], "code":  ["","Thread thread = (Thread)threadList.get(i);","thread.join(5000);","}","","if(throwable != null){","throw throwable;","}","assertEqualsRsValue(new Integer(200), \"SELECT value FROM ConcurrentWrite\");","}finally{","dropTable(con, \"ConcurrentWrite\");","}","}"],} ,{"occurences": [[481, 25, "/src/smallsql/database/ExpressionArithmetic.java"], [55, 25, "/src/smallsql/database/ExpressionFunctionReturnP1.java"], ], "code":  ["","case SQLTokenizer.VARBINARY:","return getBytes();","case SQLTokenizer.TINYINT:","case SQLTokenizer.SMALLINT:","case SQLTokenizer.INT:","return new Integer( getInt() );","case SQLTokenizer.BIGINT:","return new Long( getLong() );","case SQLTokenizer.REAL:","return new Float( getFloat() );","case SQLTokenizer.FLOAT:","case SQLTokenizer.DOUBLE:","return new Double( getDouble() );","case SQLTokenizer.MONEY:","case SQLTokenizer.SMALLMONEY:","return Money.createFromUnscaledValue( getMoney() );","case SQLTokenizer.NUMERIC:","case SQLTokenizer.DECIMAL:","return getNumeric();","case SQLTokenizer.CHAR:","case SQLTokenizer.NCHAR:","case SQLTokenizer.VARCHAR:","case SQLTokenizer.NVARCHAR:","case SQLTokenizer.LONGNVARCHAR:","case SQLTokenizer.LONGVARCHAR:"],} ,{"occurences": [[-11, 14, "/src/smallsql/junit/TestThreads.java"], [-8, 14, "/src/smallsql/database/IndexNode.java"], [64, 26, "/src/smallsql/database/ExpressionFunctionReturnString.java"], [60, 26, "/src/smallsql/database/ExpressionFunctionReturnP1StringAndBinary.java"], [386, 11, "/src/smallsql/database/Table.java"], [368, 11, "/src/smallsql/database/Table.java"], [76, 14, "/src/smallsql/database/ExpressionFunctionReturnString.java"], [72, 14, "/src/smallsql/database/ExpressionFunctionReturnP1StringAndBinary.java"], [48, 11, "/src/smallsql/database/MutableLong.java"], [48, 11, "/src/smallsql/database/MutableFloat.java"], [150, 15, "/src/smallsql/database/Where.java"], [113, 15, "/src/smallsql/database/Distinct.java"], [56, 11, "/src/smallsql/database/MutableFloat.java"], [56, 11, "/src/smallsql/database/MutableDouble.java"], [72, 18, "/src/smallsql/database/ExpressionFunctionReturnString.java"], [68, 18, "/src/smallsql/database/ExpressionFunctionReturnP1StringAndBinary.java"], [68, 22, "/src/smallsql/database/ExpressionFunctionReturnString.java"], [64, 22, "/src/smallsql/database/ExpressionFunctionReturnP1StringAndBinary.java"], [156, 20, "/src/smallsql/junit/TestThreads.java"], [108, 20, "/src/smallsql/junit/TestThreads.java"], [53, 15, "/src/smallsql/junit/TestThreads.java"], [440, 16, "/src/smallsql/junit/BenchTest.java"], [550, 16, "/src/smallsql/junit/BenchTest.java"], [153, 12, "/src/smallsql/database/Where.java"], [116, 12, "/src/smallsql/database/Distinct.java"], [157, 19, "/src/smallsql/junit/TestThreads.java"], [109, 19, "/src/smallsql/junit/TestThreads.java"], [54, 14, "/src/smallsql/junit/TestThreads.java"], [161, 15, "/src/smallsql/junit/TestThreads.java"], [113, 15, "/src/smallsql/junit/TestThreads.java"], [265, 13, "/src/smallsql/database/SSResultSet.java"], [273, 13, "/src/smallsql/database/SSConnection.java"], [24, 11, "/src/smallsql/database/ExpressionFunctionLog10.java"], [23, 11, "/src/smallsql/database/SmallSQLException.java"], [52, 11, "/src/smallsql/junit/TestMoneyRounding.java"], [67, 13, "/src/smallsql/junit/TestDataTypes.java"], [94, 13, "/src/smallsql/junit/TestOperatoren.java"], [357, 14, "/src/smallsql/junit/BenchTest.java"], [598, 14, "/src/smallsql/junit/BenchTest.java"], [441, 15, "/src/smallsql/junit/BenchTest.java"], [551, 15, "/src/smallsql/junit/BenchTest.java"], [43, 17, "/src/smallsql/database/ExpressionFunctionRound.java"], [43, 17, "/src/smallsql/database/ExpressionFunctionTruncate.java"], ], "code":  ["","}","if(serializeConnections.size() \> 0){","Iterator values = locks.values().iterator();","while(values.hasNext()){","TableStorePage lock = (TableStorePage)values.next();","if(lock.con != con) return null;","}","}","tabLockConnection = con;","tabLockCount++;","TableStorePage lock = new TableStorePage(con, this, LOCK_TAB, page);"],} ,{"occurences": [[134, 21, "/src/smallsql/junit/TestJoins.java"], [120, 21, "/src/smallsql/junit/TestOperatoren.java"], [137, 18, "/src/smallsql/junit/TestJoins.java"], [123, 18, "/src/smallsql/junit/TestOperatoren.java"], ], "code":  ["","pr.setObject( 1, testValue.small);","pr.setObject( 2, testValue.small);","pr.execute();","pr.setObject( 1, testValue.large);","pr.setObject( 2, testValue.large);","pr.execute();","pr.setObject( 1, testValue.large);","pr.setObject( 2, testValue.small);","pr.execute();","pr.setObject( 1, null);","pr.setObject( 2, testValue.small);","pr.execute();","pr.setObject( 1, testValue.small);","pr.setObject( 2, null);","pr.execute();","pr.setObject( 1, null);","pr.setObject( 2, null);","pr.execute();"],} ,{"occurences": [[41, 19, "/src/smallsql/database/ExpressionFunctionRound.java"], [41, 19, "/src/smallsql/database/ExpressionFunctionTruncate.java"], ], "code":  ["","boolean isNull() throws Exception{","return param1.isNull() || param2.isNull();","}","final double getDouble() throws Exception{","if(isNull()) return 0;","final int places = param2.getInt();","double value = param1.getDouble();","long factor = 1;","if(places \> 0){","for(int i=0; i\<places; i++){","factor *= 10;","}","value *= factor;","}else{","for(int i=0; i\>places; i--){","factor *= 10;","}","value /= factor;","}"],} ,{"occurences": [[486, 20, "/src/smallsql/database/ExpressionArithmetic.java"], [60, 20, "/src/smallsql/database/ExpressionFunctionReturnP1.java"], ], "code":  ["","return new Integer( getInt() );","case SQLTokenizer.BIGINT:","return new Long( getLong() );","case SQLTokenizer.REAL:","return new Float( getFloat() );","case SQLTokenizer.FLOAT:","case SQLTokenizer.DOUBLE:","return new Double( getDouble() );","case SQLTokenizer.MONEY:","case SQLTokenizer.SMALLMONEY:","return Money.createFromUnscaledValue( getMoney() );","case SQLTokenizer.NUMERIC:","case SQLTokenizer.DECIMAL:","return getNumeric();","case SQLTokenizer.CHAR:","case SQLTokenizer.NCHAR:","case SQLTokenizer.VARCHAR:","case SQLTokenizer.NVARCHAR:","case SQLTokenizer.LONGNVARCHAR:","case SQLTokenizer.LONGVARCHAR:"],} ,{"occurences": [[343, 11, "/src/smallsql/junit/TestOrderBy.java"], [428, 11, "/src/smallsql/junit/TestOrderBy.java"], ], "code":  ["","assertNull(oldValue);","assertTrue( rs.next() );","oldValue = (Integer)rs.getObject(\"i\");","int count = 1;","while(rs.next()){","assertTrue( oldValue.compareTo( (Integer)rs.getObject(\"i\") ) \< 0 );","oldValue = (Integer)rs.getObject(\"i\");","count++;","}","assertEquals( valueCount, count );","}"],} ,{"occurences": [[66, 11, "/src/smallsql/junit/TestOperatoren.java"], [68, 11, "/src/smallsql/junit/TestJoins.java"], ], "code":  ["","a(\"char(100)\"         , new String(\"abc\"),      new String(\"qwert\")),","a(\"nchar(100)\"        , new String(\"abc\"),      new String(\"qwert\")),","a(\"text\"              , new String(\"abc\"),      new String(\"qwert\")),","a(\"ntext\"             , new String(\"abc\"),      new String(\"qwert\")),","a(\"date\"              , new Date(99, 1,1),      new Date(99, 2,2)),","a(\"time\"              , new Time(9, 1,1),       new Time(9, 2,2)),","a(\"timestamp\"         , new Timestamp(99, 1,1,0,0,0,0),      new Timestamp(99, 2,2,0,0,0,0)),","a(\"datetime\"          , new Timestamp(99, 1,1,0,0,0,0),      new Timestamp(99, 2,2,0,0,0,0)),","a(\"smalldatetime\"     , new Timestamp(99, 1,1,0,0,0,0),      new Timestamp(99, 2,2,0,0,0,0)),","a(\"binary(100)\"       , new byte[]{12, 45, 1},  new byte[]{12, 45, 2, 56, 89}),","a(\"varbinary(100)\"    , new byte[]{12, 45, 1},  new byte[]{12, 45, 2, 56, 89}),"],} ,{"occurences": [[131, 22, "/src/smallsql/junit/TestResultSet.java"], [88, 22, "/src/smallsql/junit/TestResultSet.java"], ], "code":  ["","assertFalse(\"isBeforeFirst\", rs.isBeforeFirst() );","assertTrue(\"isAfterLast\", rs.isAfterLast() );","assertEquals(\"getRow\", 0, rs.getRow() );","","assertTrue(\"first\", rs.first() );","assertEquals(\"getRow\", 1, rs.getRow() );","","assertFalse(\"previous\", rs.previous() );","assertEquals(\"getRow\", 0, rs.getRow() );","assertTrue(\"isBeforeFirst\", rs.isBeforeFirst() );","assertFalse(\"isAfterLast\", rs.isAfterLast() );","","assertTrue(\"last\", rs.last() );","assertEquals(\"getRow\", 1, rs.getRow() );","assertTrue(\"isLast\", rs.isLast() );","","rs.afterLast();","assertFalse(\"isBeforeFirst\", rs.isBeforeFirst() );","assertTrue(\"isAfterLast\", rs.isAfterLast() );","assertEquals(\"getRow\", 0, rs.getRow() );","}",""],} ,{"occurences": [[154, 11, "/src/smallsql/database/Where.java"], [117, 11, "/src/smallsql/database/Distinct.java"], ], "code":  ["","final void setRowPosition(long rowPosition) throws Exception {","rowSource.setRowPosition(rowPosition);","}","final void nullRow() {","rowSource.nullRow();","row = 0;","}","final void noRow() {","rowSource.noRow();","row = 0;","}"],} ,{"occurences": [[159, 17, "/src/smallsql/junit/TestThreads.java"], [111, 17, "/src/smallsql/junit/TestThreads.java"], [56, 12, "/src/smallsql/junit/TestThreads.java"], ], "code":  ["","threadList.add(thread);","thread.start();","}","","for(int i = 0; i \< threadList.size(); i++){","Thread thread = (Thread)threadList.get(i);","thread.join(5000);","}","","if(throwable != null){","throw throwable;","}"],} ,{"occurences": [[683, 24, "/src/smallsql/database/StoreImpl.java"], [1478, 24, "/src/smallsql/database/StoreImpl.java"], ], "code":  ["","offset += 2;","break;","case SQLTokenizer.INT:","case SQLTokenizer.REAL:","case SQLTokenizer.SMALLMONEY:","case SQLTokenizer.TIME:","case SQLTokenizer.DATE:","case SQLTokenizer.SMALLDATETIME:","offset += 4;","break;","case SQLTokenizer.BIGINT:","case SQLTokenizer.FLOAT:","case SQLTokenizer.DOUBLE:","case SQLTokenizer.MONEY:","case SQLTokenizer.JAVA_OBJECT:","case SQLTokenizer.LONGVARBINARY:","case SQLTokenizer.BLOB:","case SQLTokenizer.CLOB:","case SQLTokenizer.NCLOB:","case SQLTokenizer.LONGNVARCHAR:","case SQLTokenizer.LONGVARCHAR:","case SQLTokenizer.TIMESTAMP:","offset += 8;","break;"],} ,{"occurences": [[152, 13, "/src/smallsql/database/Where.java"], [115, 13, "/src/smallsql/database/Distinct.java"], ], "code":  ["","return rowSource.getRowPosition();","}","final void setRowPosition(long rowPosition) throws Exception {","rowSource.setRowPosition(rowPosition);","}","final void nullRow() {","rowSource.nullRow();","row = 0;","}","final void noRow() {","rowSource.noRow();","row = 0;","}"],} ,{"occurences": [[419, 13, "/src/smallsql/junit/BenchTest.java"], [473, 13, "/src/smallsql/junit/BenchTest.java"], ], "code":  ["","pr.setBytes (  6, largeByteArray );","pr.setInt   (  7 , i );","pr.setDouble(  8 , 23.45 );","pr.setDouble(  9 , 567.45 );","pr.setFloat (  10 , (float)78.89 );","pr.setTime  (  11, new Time( System.currentTimeMillis() ) );","pr.setShort (  12, (short)23456 );","pr.setFloat (  13, (float)34.56 );","pr.setString(  14, \"sysname (30) NULL\" );","pr.setString(  15 , \"text NULL\" );","pr.setByte  (  16, (byte)28 );","pr.setBytes (  17, byteArray );","pr.setString(  18, \"varchar (255) NULL\" );"],} ,{"occurences": [[130, 23, "/src/smallsql/junit/TestResultSet.java"], [87, 23, "/src/smallsql/junit/TestResultSet.java"], ], "code":  ["","assertFalse(\"next\", rs.next() );","assertFalse(\"isBeforeFirst\", rs.isBeforeFirst() );","assertTrue(\"isAfterLast\", rs.isAfterLast() );","assertEquals(\"getRow\", 0, rs.getRow() );","","assertTrue(\"first\", rs.first() );","assertEquals(\"getRow\", 1, rs.getRow() );","","assertFalse(\"previous\", rs.previous() );","assertEquals(\"getRow\", 0, rs.getRow() );","assertTrue(\"isBeforeFirst\", rs.isBeforeFirst() );","assertFalse(\"isAfterLast\", rs.isAfterLast() );","","assertTrue(\"last\", rs.last() );","assertEquals(\"getRow\", 1, rs.getRow() );","assertTrue(\"isLast\", rs.isLast() );","","rs.afterLast();","assertFalse(\"isBeforeFirst\", rs.isBeforeFirst() );","assertTrue(\"isAfterLast\", rs.isAfterLast() );","assertEquals(\"getRow\", 0, rs.getRow() );","}",""],} ,{"occurences": [[412, 20, "/src/smallsql/junit/BenchTest.java"], [466, 20, "/src/smallsql/junit/BenchTest.java"], ], "code":  ["","long time = -System.currentTimeMillis();","for (int i=0; i\<rowCount; i++){","pr.setBytes (  1, byteArray );","pr.setString(  2 , \"Test\" );","pr.setDate  (  3 , new Date( System.currentTimeMillis() ) );","pr.setFloat (  4, (float)1234.56789 );","pr.setFloat (  5 , (float)9876.54321 );","pr.setBytes (  6, largeByteArray );","pr.setInt   (  7 , i );","pr.setDouble(  8 , 23.45 );","pr.setDouble(  9 , 567.45 );","pr.setFloat (  10 , (float)78.89 );","pr.setTime  (  11, new Time( System.currentTimeMillis() ) );","pr.setShort (  12, (short)23456 );","pr.setFloat (  13, (float)34.56 );","pr.setString(  14, \"sysname (30) NULL\" );","pr.setString(  15 , \"text NULL\" );","pr.setByte  (  16, (byte)28 );","pr.setBytes (  17, byteArray );","pr.setString(  18, \"varchar (255) NULL\" );"],} ,{"occurences": [[65, 12, "/src/smallsql/junit/TestOperatoren.java"], [67, 12, "/src/smallsql/junit/TestJoins.java"], ], "code":  ["","a(\"character(100)\"    , new String(\"abc\"),      new String(\"qwert\")),","a(\"char(100)\"         , new String(\"abc\"),      new String(\"qwert\")),","a(\"nchar(100)\"        , new String(\"abc\"),      new String(\"qwert\")),","a(\"text\"              , new String(\"abc\"),      new String(\"qwert\")),","a(\"ntext\"             , new String(\"abc\"),      new String(\"qwert\")),","a(\"date\"              , new Date(99, 1,1),      new Date(99, 2,2)),","a(\"time\"              , new Time(9, 1,1),       new Time(9, 2,2)),","a(\"timestamp\"         , new Timestamp(99, 1,1,0,0,0,0),      new Timestamp(99, 2,2,0,0,0,0)),","a(\"datetime\"          , new Timestamp(99, 1,1,0,0,0,0),      new Timestamp(99, 2,2,0,0,0,0)),","a(\"smalldatetime\"     , new Timestamp(99, 1,1,0,0,0,0),      new Timestamp(99, 2,2,0,0,0,0)),","a(\"binary(100)\"       , new byte[]{12, 45, 1},  new byte[]{12, 45, 2, 56, 89}),","a(\"varbinary(100)\"    , new byte[]{12, 45, 1},  new byte[]{12, 45, 2, 56, 89}),"],} ,{"occurences": [[158, 18, "/src/smallsql/junit/TestThreads.java"], [110, 18, "/src/smallsql/junit/TestThreads.java"], [55, 13, "/src/smallsql/junit/TestThreads.java"], ], "code":  ["","});","threadList.add(thread);","thread.start();","}","","for(int i = 0; i \< threadList.size(); i++){","Thread thread = (Thread)threadList.get(i);","thread.join(5000);","}","","if(throwable != null){","throw throwable;","}"],} ,{"occurences": [[689, 18, "/src/smallsql/database/StoreImpl.java"], [1484, 18, "/src/smallsql/database/StoreImpl.java"], ], "code":  ["","case SQLTokenizer.DATE:","case SQLTokenizer.SMALLDATETIME:","offset += 4;","break;","case SQLTokenizer.BIGINT:","case SQLTokenizer.FLOAT:","case SQLTokenizer.DOUBLE:","case SQLTokenizer.MONEY:","case SQLTokenizer.JAVA_OBJECT:","case SQLTokenizer.LONGVARBINARY:","case SQLTokenizer.BLOB:","case SQLTokenizer.CLOB:","case SQLTokenizer.NCLOB:","case SQLTokenizer.LONGNVARCHAR:","case SQLTokenizer.LONGVARCHAR:","case SQLTokenizer.TIMESTAMP:","offset += 8;","break;"],} ,{"occurences": [[134, 19, "/src/smallsql/junit/TestResultSet.java"], [91, 19, "/src/smallsql/junit/TestResultSet.java"], [142, 11, "/src/smallsql/junit/TestResultSet.java"], [99, 11, "/src/smallsql/junit/TestResultSet.java"], [162, 14, "/src/smallsql/junit/TestThreads.java"], [114, 14, "/src/smallsql/junit/TestThreads.java"], [137, 16, "/src/smallsql/junit/TestResultSet.java"], [94, 16, "/src/smallsql/junit/TestResultSet.java"], [267, 11, "/src/smallsql/database/SSResultSet.java"], [275, 11, "/src/smallsql/database/SSConnection.java"], [745, 14, "/src/smallsql/junit/TestOrderBy.java"], [714, 14, "/src/smallsql/junit/TestOrderBy.java"], [741, 18, "/src/smallsql/junit/TestOrderBy.java"], [710, 18, "/src/smallsql/junit/TestOrderBy.java"], [266, 12, "/src/smallsql/database/SSResultSet.java"], [274, 12, "/src/smallsql/database/SSConnection.java"], [11, 21, "/src/smallsql/database/ExpressionFunctionATan.java"], [10, 22, "/src/smallsql/database/ExpressionFunctionATan.java"], [9, 23, "/src/smallsql/database/ExpressionFunctionATan.java"], [8, 24, "/src/smallsql/database/ExpressionFunctionATan.java"], [7, 25, "/src/smallsql/database/ExpressionFunctionATan.java"], [6, 26, "/src/smallsql/database/ExpressionFunctionATan.java"], [5, 27, "/src/smallsql/database/ExpressionFunctionATan.java"], [4, 28, "/src/smallsql/database/ExpressionFunctionATan.java"], [3, 29, "/src/smallsql/database/ExpressionFunctionATan.java"], [2, 30, "/src/smallsql/database/ExpressionFunctionATan.java"], [1, 31, "/src/smallsql/database/ExpressionFunctionATan.java"], [0, 32, "/src/smallsql/database/ExpressionFunctionATan.java"], [-1, 33, "/src/smallsql/database/ExpressionFunctionATan.java"], [-2, 34, "/src/smallsql/database/ExpressionFunctionATan.java"], [-3, 35, "/src/smallsql/database/ExpressionFunctionATan.java"], [-4, 36, "/src/smallsql/database/ExpressionFunctionATan.java"], [-5, 37, "/src/smallsql/database/ExpressionFunctionATan.java"], [-6, 38, "/src/smallsql/database/ExpressionFunctionATan.java"], [-7, 39, "/src/smallsql/database/ExpressionFunctionATan.java"], [-8, 40, "/src/smallsql/database/ExpressionFunctionATan.java"], [-9, 41, "/src/smallsql/database/ExpressionFunctionATan.java"], [-10, 42, "/src/smallsql/database/ExpressionFunctionATan.java"], [-11, 43, "/src/smallsql/database/ExpressionFunctionATan.java"], [-12, 44, "/src/smallsql/database/ExpressionFunctionATan.java"], [-13, 45, "/src/smallsql/database/ExpressionFunctionATan.java"], [-14, 46, "/src/smallsql/database/ExpressionFunctionATan.java"], [-15, 47, "/src/smallsql/database/ExpressionFunctionATan.java"], [-16, 48, "/src/smallsql/database/ExpressionFunctionATan.java"], [-17, 49, "/src/smallsql/database/ExpressionFunctionATan.java"], [-18, 50, "/src/smallsql/database/ExpressionFunctionATan.java"], [-19, 51, "/src/smallsql/database/ExpressionFunctionATan.java"], [-20, 52, "/src/smallsql/database/ExpressionFunctionATan.java"], [-21, 53, "/src/smallsql/database/ExpressionFunctionATan.java"], [-22, 54, "/src/smallsql/database/ExpressionFunctionATan.java"], [-23, 55, "/src/smallsql/database/ExpressionFunctionATan.java"], [-24, 56, "/src/smallsql/database/ExpressionFunctionATan.java"], [-25, 57, "/src/smallsql/database/ExpressionFunctionATan.java"], [-26, 58, "/src/smallsql/database/ExpressionFunctionATan.java"], [-27, 59, "/src/smallsql/database/ExpressionFunctionATan.java"], [-28, 60, "/src/smallsql/database/ExpressionFunctionATan.java"], [-29, 61, "/src/smallsql/database/ExpressionFunctionATan.java"], [-30, 62, "/src/smallsql/database/ExpressionFunctionATan.java"], [-31, 63, "/src/smallsql/database/ExpressionFunctionATan.java"], [-32, 64, "/src/smallsql/database/ExpressionFunctionATan.java"], [-33, 65, "/src/smallsql/database/ExpressionFunctionATan.java"], [-34, 66, "/src/smallsql/database/ExpressionFunctionATan.java"], [-35, 67, "/src/smallsql/database/ExpressionFunctionATan.java"], [-61, 67, "/src/smallsql/database/ExpressionFunctionATan.java"], [12, 20, "/src/smallsql/database/ExpressionFunctionATan.java"], [46, 20, "/src/smallsql/database/FileIndex.java"], [13, 19, "/src/smallsql/database/ExpressionFunctionATan.java"], [47, 19, "/src/smallsql/database/FileIndex.java"], [14, 18, "/src/smallsql/database/ExpressionFunctionATan.java"], [48, 18, "/src/smallsql/database/FileIndex.java"], [15, 17, "/src/smallsql/database/ExpressionFunctionATan.java"], [49, 17, "/src/smallsql/database/FileIndex.java"], [16, 16, "/src/smallsql/database/ExpressionFunctionATan.java"], [50, 16, "/src/smallsql/database/FileIndex.java"], [17, 15, "/src/smallsql/database/ExpressionFunctionATan.java"], [51, 15, "/src/smallsql/database/FileIndex.java"], [18, 14, "/src/smallsql/database/ExpressionFunctionATan.java"], [52, 14, "/src/smallsql/database/FileIndex.java"], [19, 13, "/src/smallsql/database/ExpressionFunctionATan.java"], [53, 13, "/src/smallsql/database/FileIndex.java"], [20, 12, "/src/smallsql/database/ExpressionFunctionATan.java"], [54, 12, "/src/smallsql/database/FileIndex.java"], [21, 11, "/src/smallsql/database/ExpressionFunctionATan.java"], [55, 11, "/src/smallsql/database/FileIndex.java"], [330, 11, "/src/smallsql/database/LongTreeList.java"], [375, 11, "/src/smallsql/database/LongTreeList.java"], ], "code":  ["","","assertTrue(\"last\", rs.last() );","assertEquals(\"getRow\", 1, rs.getRow() );","assertTrue(\"isLast\", rs.isLast() );","","rs.afterLast();","assertFalse(\"isBeforeFirst\", rs.isBeforeFirst() );","assertTrue(\"isAfterLast\", rs.isAfterLast() );","assertEquals(\"getRow\", 0, rs.getRow() );","}",""],} ,{"occurences": [[485, 21, "/src/smallsql/database/ExpressionArithmetic.java"], [59, 21, "/src/smallsql/database/ExpressionFunctionReturnP1.java"], [685, 22, "/src/smallsql/database/StoreImpl.java"], [1480, 22, "/src/smallsql/database/StoreImpl.java"], [316, 12, "/src/smallsql/database/ExpressionArithmetic.java"], [269, 12, "/src/smallsql/database/ExpressionArithmetic.java"], ], "code":  ["","case SQLTokenizer.INT:","return getIntImpl();","case SQLTokenizer.BIGINT:","return getLongImpl();","case SQLTokenizer.REAL:","return getFloatImpl();","case SQLTokenizer.FLOAT:","case SQLTokenizer.DOUBLE:","case SQLTokenizer.MONEY:","case SQLTokenizer.SMALLMONEY:","case SQLTokenizer.NUMERIC:","case SQLTokenizer.DECIMAL:"],} ,{"occurences": [[69, 11, "/src/smallsql/junit/TestDataTypes.java"], [375, 14, "/src/smallsql/junit/TestFunctions.java"], [96, 14, "/src/smallsql/junit/TestOperatoren.java"], [315, 14, "/src/smallsql/junit/BenchTest.java"], [201, 14, "/src/smallsql/junit/BenchTest.java"], ], "code":  ["","try{","Connection con = AllTests.getConnection();","Statement st = con.createStatement();","st.execute(\"drop table \" + table);","st.close();","}catch(Throwable e){","","}","}","public void setUp(){","tearDown();"],} ,{"occurences": [[68, 12, "/src/smallsql/junit/TestDataTypes.java"], [374, 15, "/src/smallsql/junit/TestFunctions.java"], [95, 15, "/src/smallsql/junit/TestOperatoren.java"], ], "code":  ["","public void tearDown(){","try{","Connection con = AllTests.getConnection();","Statement st = con.createStatement();","st.execute(\"drop table \" + table);","st.close();","}catch(Throwable e){","","}","}","public void setUp(){","tearDown();"],} ,{"occurences": [[415, 17, "/src/smallsql/junit/BenchTest.java"], [469, 17, "/src/smallsql/junit/BenchTest.java"], ], "code":  ["","pr.setString(  2 , \"Test\" );","pr.setDate  (  3 , new Date( System.currentTimeMillis() ) );","pr.setFloat (  4, (float)1234.56789 );","pr.setFloat (  5 , (float)9876.54321 );","pr.setBytes (  6, largeByteArray );","pr.setInt   (  7 , i );","pr.setDouble(  8 , 23.45 );","pr.setDouble(  9 , 567.45 );","pr.setFloat (  10 , (float)78.89 );","pr.setTime  (  11, new Time( System.currentTimeMillis() ) );","pr.setShort (  12, (short)23456 );","pr.setFloat (  13, (float)34.56 );","pr.setString(  14, \"sysname (30) NULL\" );","pr.setString(  15 , \"text NULL\" );","pr.setByte  (  16, (byte)28 );","pr.setBytes (  17, byteArray );","pr.setString(  18, \"varchar (255) NULL\" );"],} ,{"occurences": [[48, 12, "/src/smallsql/database/ExpressionFunctionRound.java"], [48, 12, "/src/smallsql/database/ExpressionFunctionTruncate.java"], ], "code":  ["","long factor = 1;","if(places \> 0){","for(int i=0; i\<places; i++){","factor *= 10;","}","value *= factor;","}else{","for(int i=0; i\>places; i--){","factor *= 10;","}","value /= factor;","}"],} ,{"occurences": [[500, 11, "/src/smallsql/junit/BenchTest.java"], [444, 12, "/src/smallsql/junit/BenchTest.java"], [554, 12, "/src/smallsql/junit/BenchTest.java"], [632, 17, "/src/smallsql/junit/BenchTest.java"], [672, 17, "/src/smallsql/junit/BenchTest.java"], ], "code":  ["","pr.close();","}catch(Exception e){","System.out.println(\"  Failed:\"+e);","}finally{","System.out.println();","System.out.println(\"===================================================================\");","}","}","","",""],} ,{"occurences": [[61, 29, "/src/smallsql/database/ExpressionFunctionReturnString.java"], [57, 29, "/src/smallsql/database/ExpressionFunctionReturnP1StringAndBinary.java"], ], "code":  ["","final boolean getBoolean() throws Exception {","if(isNull()) return false;","return Utils.string2boolean(getString().trim());","}","final int getInt() throws Exception {","if(isNull()) return 0;","return Integer.parseInt(getString().trim());","}","final long getLong() throws Exception {","if(isNull()) return 0;","return Long.parseLong(getString().trim());","}","final float getFloat() throws Exception {","if(isNull()) return 0;","return Float.parseFloat(getString().trim());","}","final double getDouble() throws Exception {","if(isNull()) return 0;","return Double.parseDouble(getString().trim());","}","final long getMoney() throws Exception {","if(isNull()) return 0;","return Money.parseMoney(getString().trim());","}","final MutableNumeric getNumeric() throws Exception {","if(isNull()) return null;","return new MutableNumeric(getString().trim());","}","final Object getObject() throws Exception {"],} ,{"occurences": [[634, 15, "/src/smallsql/junit/BenchTest.java"], [674, 15, "/src/smallsql/junit/BenchTest.java"], [359, 12, "/src/smallsql/junit/BenchTest.java"], [600, 12, "/src/smallsql/junit/BenchTest.java"], [150, 12, "/src/smallsql/junit/BenchTest.java"], [443, 13, "/src/smallsql/junit/BenchTest.java"], [553, 13, "/src/smallsql/junit/BenchTest.java"], ], "code":  ["","System.out.println( \"  Test time: \" + time + \" ms\");","st.close();","}catch(Exception e){","System.out.println(\"  Failed:\"+e);","}finally{","System.out.println();","System.out.println(\"===================================================================\");","}","}","","",""],} ,{"occurences": [[633, 16, "/src/smallsql/junit/BenchTest.java"], [673, 16, "/src/smallsql/junit/BenchTest.java"], [358, 13, "/src/smallsql/junit/BenchTest.java"], [599, 13, "/src/smallsql/junit/BenchTest.java"], [149, 13, "/src/smallsql/junit/BenchTest.java"], [442, 14, "/src/smallsql/junit/BenchTest.java"], [552, 14, "/src/smallsql/junit/BenchTest.java"], ], "code":  ["","time += System.currentTimeMillis();","System.out.println( \"  Test time: \" + time + \" ms\");","st.close();","}catch(Exception e){","System.out.println(\"  Failed:\"+e);","}finally{","System.out.println();","System.out.println(\"===================================================================\");","}","}","","",""],} ,{"occurences": [[44, 16, "/src/smallsql/database/ExpressionFunctionRound.java"], [44, 16, "/src/smallsql/database/ExpressionFunctionTruncate.java"], ], "code":  ["","final double getDouble() throws Exception{","if(isNull()) return 0;","final int places = param2.getInt();","double value = param1.getDouble();","long factor = 1;","if(places \> 0){","for(int i=0; i\<places; i++){","factor *= 10;","}","value *= factor;","}else{","for(int i=0; i\>places; i--){","factor *= 10;","}","value /= factor;","}"],} ,{"occurences": [[71, 19, "/src/smallsql/database/ExpressionFunctionReturnString.java"], [67, 19, "/src/smallsql/database/ExpressionFunctionReturnP1StringAndBinary.java"], ], "code":  ["","return Long.parseLong(getString().trim());","}","final float getFloat() throws Exception {","if(isNull()) return 0;","return Float.parseFloat(getString().trim());","}","final double getDouble() throws Exception {","if(isNull()) return 0;","return Double.parseDouble(getString().trim());","}","final long getMoney() throws Exception {","if(isNull()) return 0;","return Money.parseMoney(getString().trim());","}","final MutableNumeric getNumeric() throws Exception {","if(isNull()) return null;","return new MutableNumeric(getString().trim());","}","final Object getObject() throws Exception {"],} ,{"occurences": [[1372, 11, "/src/smallsql/database/StoreImpl.java"], [1305, 11, "/src/smallsql/database/StoreImpl.java"], ], "code":  ["","case SQLTokenizer.VARCHAR:","case SQLTokenizer.NVARCHAR:","return readString();","case SQLTokenizer.CLOB:","case SQLTokenizer.NCLOB:","case SQLTokenizer.LONGNVARCHAR:","case SQLTokenizer.LONGVARCHAR:","return readLongString();","case SQLTokenizer.JAVA_OBJECT:","ByteArrayInputStream bais = new ByteArrayInputStream(readLongBinary());","ObjectInputStream ois = new ObjectInputStream(bais);"],} ,];
